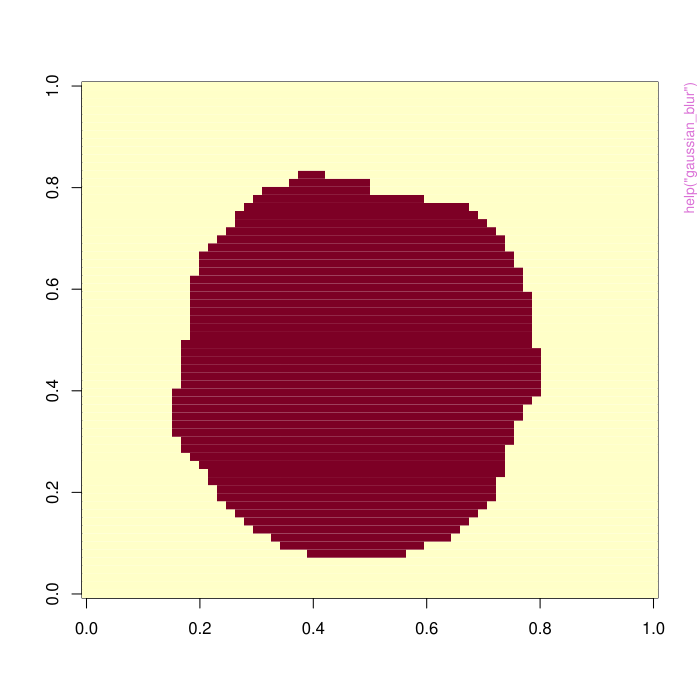

Write the R code that produced this figure.
pkgname <- "neuroim2"
source(file.path(R.home("share"), "R", "examples-header.R"))
options(warn = 1)
library('neuroim2')

base::assign(".oldSearch", base::search(), pos = 'CheckExEnv')
base::assign(".old_wd", base::getwd(), pos = 'CheckExEnv')
cleanEx()
nameEx("AxisSet2D-class")
### * AxisSet2D-class

flush(stderr()); flush(stdout())

### Name: AxisSet2D-class
### Title: AxisSet2D
### Aliases: AxisSet2D-class

### ** Examples

# Create an AxisSet2D object
axis1 <- new("NamedAxis", axis = "x", direction = 1)
axis2 <- new("NamedAxis", axis = "y", direction = 1)
axisSet2D <- new("AxisSet2D", i = axis1, j = axis2, ndim = 2L)



cleanEx()
nameEx("AxisSet3D-class")
### * AxisSet3D-class

flush(stderr()); flush(stdout())

### Name: AxisSet3D-class
### Title: AxisSet3D Class
### Aliases: AxisSet3D-class

### ** Examples

# Create NamedAxis objects for each dimension
x_axis <- new("NamedAxis", axis = "x", direction = 1)
y_axis <- new("NamedAxis", axis = "y", direction = 1)
z_axis <- new("NamedAxis", axis = "z", direction = 1)

# Create an AxisSet3D object
axis_set_3d <- new("AxisSet3D", i = x_axis, j = y_axis, k = z_axis, ndim = 3L)




cleanEx()
nameEx("AxisSet4D-class")
### * AxisSet4D-class

flush(stderr()); flush(stdout())

### Name: AxisSet4D-class
### Title: AxisSet4D Class
### Aliases: AxisSet4D-class

### ** Examples

# Create NamedAxis objects for each dimension
x_axis <- new("NamedAxis", axis = "x", direction = 1)
y_axis <- new("NamedAxis", axis = "y", direction = 1)
z_axis <- new("NamedAxis", axis = "z", direction = 1)
t_axis <- new("NamedAxis", axis = "t", direction = 1)

# Create an AxisSet4D object
axis_set_4d <- new("AxisSet4D", i = x_axis, j = y_axis, k = z_axis,
                   l = t_axis, ndim = 4L)




cleanEx()
nameEx("AxisSet5D-class")
### * AxisSet5D-class

flush(stderr()); flush(stdout())

### Name: AxisSet5D-class
### Title: AxisSet5D Class
### Aliases: AxisSet5D-class

### ** Examples

# Create NamedAxis objects for each dimension
x_axis <- new("NamedAxis", axis = "x", direction = 1)
y_axis <- new("NamedAxis", axis = "y", direction = 1)
z_axis <- new("NamedAxis", axis = "z", direction = 1)
t_axis <- new("NamedAxis", axis = "t", direction = 1)
v_axis <- new("NamedAxis", axis = "v", direction = 1)

# Create an AxisSet5D object
axis_set_5d <- new("AxisSet5D", i = x_axis, j = y_axis, k = z_axis,
                   l = t_axis, m = v_axis, ndim = 5L)




cleanEx()
nameEx("BigNeuroVec-methods")
### * BigNeuroVec-methods

flush(stderr()); flush(stdout())

### Name: BigNeuroVec
### Title: Create a Memory-Mapped Neuroimaging Vector
### Aliases: BigNeuroVec

### ** Examples





cleanEx()
nameEx("BinaryReader")
### * BinaryReader

flush(stderr()); flush(stdout())

### Name: BinaryReader
### Title: Create Binary Reader Object
### Aliases: BinaryReader

### ** Examples




cleanEx()
nameEx("BinaryWriter")
### * BinaryWriter

flush(stderr()); flush(stdout())

### Name: BinaryWriter
### Title: Create Binary Writer Object
### Aliases: BinaryWriter

### ** Examples




cleanEx()
nameEx("ClusteredNeuroVec")
### * ClusteredNeuroVec

flush(stderr()); flush(stdout())

### Name: ClusteredNeuroVec
### Title: ClusteredNeuroVec: Cluster-aware 4D neuroimaging data
### Aliases: ClusteredNeuroVec

### ** Examples

# Create synthetic 4D data (10x10x10 volume, 20 timepoints)
sp4 <- NeuroSpace(c(10,10,10,20), c(1,1,1))
arr <- array(rnorm(10*10*10*20), dim=c(10,10,10,20))
vec <- NeuroVec(arr, sp4)

# Create a mask covering the central region
sp3 <- NeuroSpace(c(10,10,10), c(1,1,1))
mask_arr <- array(FALSE, dim=c(10,10,10))
mask_arr[3:8, 3:8, 3:8] <- TRUE
mask <- LogicalNeuroVol(mask_arr, sp3)

# Assign voxels to 5 random clusters
n_voxels <- sum(mask_arr)
clusters <- sample(1:5, n_voxels, replace=TRUE)
cvol <- ClusteredNeuroVol(mask, clusters)

# Create clustered representation
cv <- ClusteredNeuroVec(vec, cvol)

# Access like a regular NeuroVec
vol_t1 <- cv[,,,1]  # 3D volume at time 1
ts <- series(cv, 5, 5, 5)  # time-series at voxel (5,5,5)

# Get cluster time-series matrix
cluster_matrix <- as.matrix(cv)  # T x K matrix
dim(cluster_matrix)  # 20 x 5



cleanEx()
nameEx("ClusteredNeuroVol-class")
### * ClusteredNeuroVol-class

flush(stderr()); flush(stdout())

### Name: ClusteredNeuroVol-class
### Title: ClusteredNeuroVol Class
### Aliases: ClusteredNeuroVol-class ClusteredNeuroVol

### ** Examples


# Create a simple clustered brain volume
dim <- c(10L, 10L, 10L)
mask_data <- array(rep(c(TRUE, FALSE), 500), dim)
mask <- new("LogicalNeuroVol", .Data = mask_data,
            space = NeuroSpace(dim = dim, origin = c(0,0,0), spacing = c(1,1,1)))

clusters <- as.integer(runif(sum(mask_data)) * 5)+1
label_map <- list("Cluster1" = 1, "Cluster2" = 2, "Cluster3" = 3,
                  "Cluster4" = 4, "Cluster5" = 5)

cluster_map <- list()
for (i in 1:5) {
  cluster_map[[as.character(i)]] <- which(clusters == i)
}

clustered_vol <- ClusteredNeuroVol(
                     mask = mask,
                     clusters = clusters,
                     label_map = label_map)



# Create a simple space and volume
space <- NeuroSpace(c(16, 16, 16), spacing = c(1, 1, 1))
vol_data <- array(rnorm(16^3), dim = c(16, 16, 16))
vol <- NeuroVol(vol_data, space)

# Create a binary mask (e.g., values > 0)
mask_data <- vol_data > 0
mask_vol <- LogicalNeuroVol(mask_data, space)

# Get coordinates of masked voxels
mask_idx <- which(mask_data)
coords <- index_to_coord(mask_vol, mask_idx)

# Cluster the coordinates into 10 groups
set.seed(123)  # for reproducibility
kmeans_result <- kmeans(coords, centers = 10)

# Create the clustered volume
clustered_vol <- ClusteredNeuroVol(mask_vol, kmeans_result$cluster)

# Print information about the clusters
print(clustered_vol)



cleanEx()
nameEx("ColumnReader")
### * ColumnReader

flush(stderr()); flush(stdout())

### Name: ColumnReader
### Title: Create Column Reader Object
### Aliases: ColumnReader

### ** Examples


reader_func <- function(cols) {
  matrix(rnorm(100 * length(cols)), 100, length(cols))
}
col_reader <- ColumnReader(nrow = 100L, ncol = 10L, reader = reader_func)




cleanEx()
nameEx("DenseNeuroVec-class")
### * DenseNeuroVec-class

flush(stderr()); flush(stdout())

### Name: DenseNeuroVec-class
### Title: DenseNeuroVec Class
### Aliases: DenseNeuroVec-class DenseNeuroVec

### ** Examples


# Create a simple 4D brain image
data <- array(rnorm(64*64*32*10), dim = c(64, 64, 32, 10))
space <- NeuroSpace(dim = c(64, 64, 32,10), origin = c(0, 0, 0), spacing = c(3, 3, 4))
dense_vec <- new("DenseNeuroVec", .Data = data, space = space)

# Access dimensions
dim(dense_vec)

# Extract a single 3D volume
first_volume <- dense_vec[[1]]


# Create a simple 4D brain image
dim <- c(64, 64, 32, 10)  # 64x64x32 volume with 10 time points
data <- array(rnorm(prod(dim)), dim)
space <- NeuroSpace(dim, spacing = c(3, 3, 4))

# Create a DenseNeuroVec object
dense_vec <- DenseNeuroVec(data = data, space = space, label = "Example")
print(dense_vec)

# Create from a matrix (voxels x time)
mat_data <- matrix(rnorm(prod(dim)), nrow = prod(dim[1:3]), ncol = dim[4])
dense_vec_mat <- DenseNeuroVec(data = mat_data, space = space)
print(dense_vec_mat)




cleanEx()
nameEx("DenseNeuroVol-class")
### * DenseNeuroVol-class

flush(stderr()); flush(stdout())

### Name: DenseNeuroVol-class
### Title: DenseNeuroVol Class
### Aliases: DenseNeuroVol-class DenseNeuroVol

### ** Examples

# Create a simple 3D brain volume
vol_data <- array(rnorm(64*64*64), c(64, 64, 64))
vol_space <- NeuroSpace(dim=c(64L, 64L, 64L), origin=c(0, 0, 0), spacing=c(1, 1, 1))
brain_vol <- new("DenseNeuroVol", .Data=vol_data, space=vol_space)




cleanEx()
nameEx("FileBackedNeuroVec-class")
### * FileBackedNeuroVec-class

flush(stderr()); flush(stdout())

### Name: FileBackedNeuroVec-class
### Title: FileBackedNeuroVec Class
### Aliases: FileBackedNeuroVec-class

### ** Examples

# Load example 4D image file included with package
file_path <- system.file("extdata", "global_mask_v4.nii", package = "neuroim2")
fbvec <- FileBackedNeuroVec(file_path)

# Get dimensions of the image
dim(fbvec)

# Extract first volume
vol1 <- sub_vector(fbvec, 1)

# Extract multiple volumes
vols <- sub_vector(fbvec, 1:2)




cleanEx()
nameEx("FileBackedNeuroVec")
### * FileBackedNeuroVec

flush(stderr()); flush(stdout())

### Name: FileBackedNeuroVec
### Title: Create a File-Backed Neuroimaging Vector
### Aliases: FileBackedNeuroVec

### ** Examples


# Create a file-backed vector from a NIFTI file
fbvec <- FileBackedNeuroVec(system.file("extdata", "global_mask_v4.nii", package = "neuroim2"))

# Access specific volumes without loading entire dataset
first_vol <- sub_vector(fbvec, 1)





cleanEx()
nameEx("FileFormat-class")
### * FileFormat-class

flush(stderr()); flush(stdout())

### Name: FileFormat-class
### Title: FileFormat Class
### Aliases: FileFormat-class

### ** Examples

# Create a FileFormat object for NIfTI format
nifti_format <- new("FileFormat",
                    file_format = "NIfTI",
                    header_encoding = "raw",
                    header_extension = "nii",
                    data_encoding = "raw",
                    data_extension = "nii")





cleanEx()
nameEx("IndexLookupVol-class")
### * IndexLookupVol-class

flush(stderr()); flush(stdout())

### Name: IndexLookupVol-class
### Title: IndexLookupVol Class
### Aliases: IndexLookupVol-class IndexLookupVol

### ** Examples

# Create a NeuroSpace object
space <- NeuroSpace(dim = c(2L, 2L, 2L), origin = c(0, 0, 0), spacing = c(1, 1, 1))

# Create a 3D mask
mask <- array(c(TRUE, FALSE, TRUE, FALSE, FALSE, TRUE, FALSE, TRUE), dim = c(2, 2, 2))

# Create indices and map for the IndexLookupVol
indices <- which(mask)
map <- seq_along(indices)

# Create an IndexLookupVol object
ilv <- IndexLookupVol(space = space, indices = as.integer(indices))

# Access the indices
print(ilv@indices)

# Access the map
print(ilv@map)


# Create a 64x64x64 space
space <- NeuroSpace(c(64, 64, 64), c(1, 1, 1), c(0, 0, 0))

# Create a lookup volume with random indices
indices <- sample(1:262144, 10000)  # Select 10000 random voxels
ilv <- IndexLookupVol(space, indices)

# Look up coordinates for specific indices
coords <- coords(ilv, indices[1:10])





cleanEx()
nameEx("Kernel")
### * Kernel

flush(stderr()); flush(stdout())

### Name: Kernel
### Title: Create a Kernel object from a function of distance from kernel
###   center
### Aliases: Kernel

### ** Examples

kdim <- c(3, 3, 3)
vdim <- c(1, 1, 1)
k <- Kernel(kerndim = kdim, vdim = vdim, FUN = dnorm, sd = 1)



cleanEx()
nameEx("Logic-methods")
### * Logic-methods

flush(stderr()); flush(stdout())

### Name: Logic-methods
### Title: Logic Operations for Neuroimaging Volumes
### Aliases: Logic-methods Logic,DenseNeuroVol,DenseNeuroVol-method
###   Logic,SparseNeuroVol,SparseNeuroVol-method
###   Logic,SparseNeuroVol,NeuroVol-method
###   Logic,NeuroVol,SparseNeuroVol-method Logic,NeuroVol,logical-method
###   Logic,logical,NeuroVol-method

### ** Examples

sp <- NeuroSpace(c(5L, 5L, 5L), c(1, 1, 1))
v1 <- DenseNeuroVol(array(sample(0:1, 125, replace = TRUE), c(5, 5, 5)), sp)
v2 <- DenseNeuroVol(array(sample(0:1, 125, replace = TRUE), c(5, 5, 5)), sp)
intersection <- v1 & v2
union_mask  <- v1 | v2




cleanEx()
nameEx("LogicalNeuroVol-class")
### * LogicalNeuroVol-class

flush(stderr()); flush(stdout())

### Name: LogicalNeuroVol-class
### Title: LogicalNeuroVol Class
### Aliases: LogicalNeuroVol-class LogicalNeuroVol

### ** Examples

# Create a simple logical brain volume (e.g., a mask)
dim <- c(64L, 64L, 64L)
mask_data <- array(sample(c(TRUE, FALSE), prod(dim), replace = TRUE), dim)
mask_space <- NeuroSpace(dim = dim, origin = c(0, 0, 0), spacing = c(1, 1, 1))
brain_mask <- new("LogicalNeuroVol", .Data = mask_data, space = mask_space)

# Check the proportion of TRUE voxels
true_proportion <- sum(brain_mask) / prod(dim(brain_mask))
print(paste("Proportion of TRUE voxels:", true_proportion))

# Load an example brain mask
brain_mask <- read_vol(system.file("extdata", "global_mask_v4.nii", package="neuroim2"))

# Convert the brain mask to a LogicalNeuroVol
logical_vol <- LogicalNeuroVol(brain_mask, space(brain_mask))




cleanEx()
nameEx("MappedNeuroVec-class")
### * MappedNeuroVec-class

flush(stderr()); flush(stdout())

### Name: MappedNeuroVec-class
### Title: MappedNeuroVec Class
### Aliases: MappedNeuroVec-class MappedNeuroVec

### ** Examples


# Create a MappedNeuroVec object (pseudo-code)
file_path <- system.file("extdata", "global_mask_v4.nii", package = "neuroim2")
mapped_vec <- MappedNeuroVec(file_path)

# Access a subset of the data
subset <- mapped_vec[,,, 1:2]


# Create mapped vector from NIFTI file
mvec <- MappedNeuroVec(system.file("extdata", "global_mask_v4.nii", package = "neuroim2"))

# Extract first volume
vol1 <- mvec[[1]]

# Get dimensions
dim(mvec)

# Access specific timepoint
timepoint <- mvec[, , , 2]





cleanEx()
nameEx("MappedNeuroVecSource-class")
### * MappedNeuroVecSource-class

flush(stderr()); flush(stdout())

### Name: MappedNeuroVecSource-class
### Title: MappedNeuroVecSource Class
### Aliases: MappedNeuroVecSource-class MappedNeuroVecSource

### ** Examples

# Create a MappedNeuroVecSource
mapped_source <- new("MappedNeuroVecSource")





cleanEx()
nameEx("MetaInfo-class")
### * MetaInfo-class

flush(stderr()); flush(stdout())

### Name: MetaInfo-class
### Title: MetaInfo Class
### Aliases: MetaInfo-class

### ** Examples

# Create a MetaInfo object
meta_info <- new("MetaInfo",
                 data_type = "FLOAT",
                 dims = c(64, 64, 32, 100),
                 spatial_axes = new("AxisSet3D"),
                 additional_axes = new("AxisSet"),
                 spacing = c(3, 3, 4),
                 origin = c(0, 0, 0),
                 label = "fMRI_run1")




cleanEx()
nameEx("MetaInfo")
### * MetaInfo

flush(stderr()); flush(stdout())

### Name: MetaInfo
### Title: Create Neuroimaging Metadata Object
### Aliases: MetaInfo

### ** Examples

# Create metadata for 3D structural MRI
meta <- MetaInfo(
  Dim = c(256, 256, 180),
  spacing = c(1, 1, 1),
  data_type = "FLOAT",
  label = "T1w"
)

# Get image dimensions
dim(meta)

# Get transformation matrix
trans(meta)




cleanEx()
nameEx("NIFTIMetaInfo")
### * NIFTIMetaInfo

flush(stderr()); flush(stdout())

### Name: NIFTIMetaInfo
### Title: Create NIFTI Format Metadata Object
### Aliases: NIFTIMetaInfo

### ** Examples


# Read NIFTI header
header <- read_header(system.file("extdata", "global_mask_v4.nii", package="neuroim2"))

# Create format descriptor
fmt <- new("NIFTIFormat",
           file_format = "NIFTI",
           header_encoding = "raw",
           header_extension = "nii",
           data_encoding = "raw",
           data_extension = "nii")

# Create metadata
meta <- NIFTIMetaInfo(fmt, header@header)

# Check dimensions
dim(meta)





cleanEx()
nameEx("NeuroHyperVec-class")
### * NeuroHyperVec-class

flush(stderr()); flush(stdout())

### Name: NeuroHyperVec-class
### Title: NeuroHyperVec Class
### Aliases: NeuroHyperVec-class [,NeuroHyperVec,ANY,ANY,ANY-method
###   [.NeuroHyperVec

### ** Examples


# Create a simple 5D dataset (10x10x10 spatial, 5 trials, 3 features)
dims <- c(10, 10, 10)
space <- NeuroSpace(c(dims, 5, 3))

# Create a sparse mask (20% of voxels)
mask_data <- array(runif(prod(dims)) < 0.2, dims)
mask <- LogicalNeuroVol(mask_data, NeuroSpace(dims))

# Generate random data for active voxels
n_voxels <- sum(mask_data)
data <- array(rnorm(3 * 5 * n_voxels), dim = c(3, 5, n_voxels))  # [features x trials x voxels]

# Create NeuroHyperVec object
hvec <- NeuroHyperVec(data, space, mask)

# Access operations
# Get data for specific voxel across all trials/features
series(hvec, 5, 5, 5)

# Extract a 3D volume for specific trial and feature
hvec[,,,2,1]





cleanEx()
nameEx("NeuroHyperVec")
### * NeuroHyperVec

flush(stderr()); flush(stdout())

### Name: NeuroHyperVec
### Title: Constructor for NeuroHyperVec class
### Aliases: NeuroHyperVec

### ** Examples

# Create a 5D space (10x10x10 spatial, 2 trials, 2 features)
space <- NeuroSpace(c(10,10,10,2,2))

# Create a mask for the spatial dimensions
space3d <- NeuroSpace(c(10,10,10))
mask_data <- array(TRUE, dim=c(10,10,10))  # All voxels active
mask <- LogicalNeuroVol(mask_data, space3d)

# Create data in the format expected by NeuroHyperVec:
# 3D array with dimensions [features x trials x voxels]
n_features <- 2
n_trials <- 2
n_voxels <- sum(mask_data)  # 1000 voxels
data_array <- array(rnorm(n_features * n_trials * n_voxels),
                   dim = c(n_features, n_trials, n_voxels))

# Create the NeuroHyperVec object
hvec <- NeuroHyperVec(data_array, space, mask)




cleanEx()
nameEx("NeuroSlice-class")
### * NeuroSlice-class

flush(stderr()); flush(stdout())

### Name: NeuroSlice-class
### Title: NeuroSlice Class
### Aliases: NeuroSlice-class

### ** Examples

# Create a simple 2D brain slice
slice_data <- matrix(rnorm(64*64), 64, 64)
slice_space <- NeuroSpace(dim=c(64L, 64L), origin=c(0, 0), spacing=c(1, 1))
brain_slice <- new("NeuroSlice", .Data=slice_data, space=slice_space)




cleanEx()
nameEx("NeuroSlice")
### * NeuroSlice

flush(stderr()); flush(stdout())

### Name: NeuroSlice
### Title: NeuroSlice: 2D Neuroimaging Data Container
### Aliases: NeuroSlice

### ** Examples

# Create a 64x64 slice space
slice_space <- NeuroSpace(c(64, 64), spacing = c(2, 2))

# Example 1: Dense slice from matrix
slice_data <- matrix(rnorm(64*64), 64, 64)
dense_slice <- NeuroSlice(slice_data, slice_space)

# Example 2: Dense slice from vector
vec_data <- rnorm(64*64)
vec_slice <- NeuroSlice(vec_data, slice_space)

# Example 3: Sparse slice with specific values
n_points <- 100
sparse_data <- rnorm(n_points)
sparse_indices <- sample(1:(64*64), n_points)
sparse_slice <- NeuroSlice(sparse_data, slice_space, indices = sparse_indices)




cleanEx()
nameEx("NeuroSpace-class")
### * NeuroSpace-class

flush(stderr()); flush(stdout())

### Name: NeuroSpace-class
### Title: NeuroSpace Class
### Aliases: NeuroSpace-class

### ** Examples

# Create a NeuroSpace object
space <- NeuroSpace(dim = c(64L, 64L, 64L),
                    origin = c(0, 0, 0),
                    spacing = c(1, 1, 1))

# Get the dimensions
dim(space)






cleanEx()
nameEx("NeuroSpace")
### * NeuroSpace

flush(stderr()); flush(stdout())

### Name: NeuroSpace
### Title: NeuroSpace: Spatial Reference System for Neuroimaging Data
### Aliases: NeuroSpace

### ** Examples

# Create a standard 3D space (64x64x40 voxels, 2mm isotropic)
space_3d <- NeuroSpace(
  dim = c(64L, 64L, 40L),
  spacing = c(2, 2, 2),
  origin = c(-90, -126, -72)
)

# Check properties
dim(space_3d)           # Image dimensions
spacing(space_3d)       # Voxel sizes
origin(space_3d)        # World-space origin

# Create a 2D slice space
space_2d <- NeuroSpace(
  dim = c(128L, 128L),
  spacing = c(1.5, 1.5),
  origin = c(-96, -96)
)

# Convert between coordinate systems
world_coords <- c(0, 0, 0)
vox_idx <- coord_to_index(space_3d, world_coords)
back_to_world <- index_to_coord(space_3d, vox_idx)




cleanEx()
nameEx("NeuroVec-class")
### * NeuroVec-class

flush(stderr()); flush(stdout())

### Name: NeuroVec-class
### Title: NeuroVec Class
### Aliases: NeuroVec-class NeuroVec

### ** Examples


# Load an example 4D brain image
example_4d_image <- read_vec(system.file("extdata", "global_mask_v4.nii", package = "neuroim2"))

# Create a NeuroVec object
neuro_vec <- NeuroVec(data = array(rnorm(64*64*32*10), dim = c(64, 64, 32, 10)),
                      space = NeuroSpace(dim = c(64, 64, 32,10),
                      origin = c(0, 0, 0),
                      spacing = c(3, 3, 4)))


dim(neuro_vec)

# Extract a single 3D volume (e.g., the first time point)
first_volume <- neuro_vec[[1]]


# Load an example 4D brain image
example_file <- system.file("extdata", "global_mask_v4.nii", package = "neuroim2")
example_4d_image <- read_vec(example_file)

# Create a DenseNeuroVec object
dense_vec <- NeuroVec(data = example_4d_image@.Data,
                      space = space(example_4d_image))
print(dense_vec)

# Create a SparseNeuroVec object with a mask
mask <- array(runif(prod(dim(example_4d_image)[1:3])) > 0.5,
              dim = dim(example_4d_image)[1:3])
sparse_vec <- NeuroVec(data = example_4d_image@.Data,
                       space = space(example_4d_image),
                       mask = mask)
print(sparse_vec)




cleanEx()
nameEx("NeuroVecSeq")
### * NeuroVecSeq

flush(stderr()); flush(stdout())

### Name: NeuroVecSeq
### Title: NeuroVecSeq: A Container for Sequential NeuroVec Objects
### Aliases: NeuroVecSeq

### ** Examples

# Create some example NeuroVec objects
v1 <- NeuroVec(array(0, c(5, 5, 5, 2)),
               space = NeuroSpace(dim = c(5, 5, 5, 2)))
v2 <- NeuroVec(array(1, c(5, 5, 5, 4)),
               space = NeuroSpace(dim = c(5, 5, 5, 4)))
v3 <- NeuroVec(array(2, c(5, 5, 5, 6)),
               space = NeuroSpace(dim = c(5, 5, 5, 6)))

# Combine them into a sequence
vs <- NeuroVecSeq(v1, v2, v3)

# Access properties
length(vs)  # Total time points
vs[[5]]     # Get the 5th volume

# Extract a subsequence
sub_seq <- sub_vector(vs, 1:5)


# Create sample vectors
v1 <- NeuroVec(array(0, c(5, 5, 5, 2)),
               space = NeuroSpace(dim = c(5, 5, 5, 2)))
v2 <- NeuroVec(array(0, c(5, 5, 5, 4)),
               space = NeuroSpace(dim = c(5, 5, 5, 4)))

# Combine into sequence
vs <- NeuroVecSeq(v1, v2)
print(vs)





cleanEx()
nameEx("NeuroVol")
### * NeuroVol

flush(stderr()); flush(stdout())

### Name: NeuroVol
### Title: NeuroVol: 3D Neuroimaging Volume Class
### Aliases: NeuroVol

### ** Examples

bspace <- NeuroSpace(c(64,64,64), spacing=c(1,1,1))
dat <- array(rnorm(64*64*64), c(64,64,64))
bvol <- NeuroVol(dat,bspace, label="test")



cleanEx()
nameEx("NiftiExtension-class")
### * NiftiExtension-class

flush(stderr()); flush(stdout())

### Name: NiftiExtension-class
### Title: NiftiExtension Class
### Aliases: NiftiExtension-class show,NiftiExtension-method

### ** Examples

# Create a simple comment extension
comment_text <- "This is a test comment"
ext <- NiftiExtension(ecode = 6L, data = comment_text)

# Access the extension code
ext@ecode




cleanEx()
nameEx("NiftiExtension")
### * NiftiExtension

flush(stderr()); flush(stdout())

### Name: NiftiExtension
### Title: Create a NIfTI Extension
### Aliases: NiftiExtension

### ** Examples

# Create a comment extension
ext <- NiftiExtension(ecode = 6L, data = "This is a comment")
ext@ecode
ext@esize

# Create an AFNI extension with XML data
afni_xml <- '<?xml version="1.0"?><AFNI_attributes></AFNI_attributes>'
afni_ext <- NiftiExtension(ecode = 4L, data = afni_xml)




cleanEx()
nameEx("NiftiExtensionCodes")
### * NiftiExtensionCodes

flush(stderr()); flush(stdout())

### Name: NiftiExtensionCodes
### Title: Known NIfTI Extension Codes
### Aliases: NiftiExtensionCodes
### Keywords: datasets

### ** Examples

# Get the code for AFNI extensions
NiftiExtensionCodes["AFNI"]  # Returns 4

# Get the name for a code
names(NiftiExtensionCodes)[NiftiExtensionCodes == 4]  # Returns "AFNI"




cleanEx()
nameEx("NiftiExtensionList-class")
### * NiftiExtensionList-class

flush(stderr()); flush(stdout())

### Name: NiftiExtensionList-class
### Title: NiftiExtensionList Class
### Aliases: NiftiExtensionList-class show,NiftiExtensionList-method

### ** Examples

# Create an empty extension list
ext_list <- new("NiftiExtensionList")

# Create a list with extensions
ext1 <- NiftiExtension(ecode = 6L, data = "Comment 1")
ext2 <- NiftiExtension(ecode = 6L, data = "Comment 2")
ext_list <- new("NiftiExtensionList", list(ext1, ext2))




cleanEx()
nameEx("ROICoords")
### * ROICoords

flush(stderr()); flush(stdout())

### Name: ROICoords
### Title: Create ROI Coordinates Object
### Aliases: ROICoords

### ** Examples

coords <- matrix(c(1,2,3, 4,5,6), ncol=3, byrow=TRUE)
roi_coords <- ROICoords(coords)




cleanEx()
nameEx("ROIVec")
### * ROIVec

flush(stderr()); flush(stdout())

### Name: ROIVec
### Title: Create an instance of class 'ROIVec'
### Aliases: ROIVec

### ** Examples

# Create a NeuroSpace object
vspace <- NeuroSpace(dim = c(5, 5, 5, 10), spacing = c(1, 1, 1))

# Define voxel coordinates for the ROI
coords <- matrix(c(1, 2, 3, 2, 2, 2, 3, 3, 3), ncol = 3)

# Create a data matrix for the ROI
data <- matrix(rnorm(30), nrow = 10, ncol = 3)

# Create a ROIVec object
roi_vec <- ROIVec(vspace, coords, data)



cleanEx()
nameEx("ROIVol")
### * ROIVol

flush(stderr()); flush(stdout())

### Name: ROIVol
### Title: Create ROI Volume Object
### Aliases: ROIVol

### ** Examples

space <- NeuroSpace(c(64,64,64))
coords <- matrix(c(1,2,3, 4,5,6), ncol=3, byrow=TRUE)
data <- c(1.5, 2.5)
roi_vol <- ROIVol(space, coords, data)




cleanEx()
nameEx("SparseNeuroVec-class")
### * SparseNeuroVec-class

flush(stderr()); flush(stdout())

### Name: SparseNeuroVec-class
### Title: SparseNeuroVec Class
### Aliases: SparseNeuroVec-class SparseNeuroVec

### ** Examples


# Create a sparse 4D brain image
mask <- LogicalNeuroVol(array(runif(64*64*32) > 0.7, c(64,64,32)), NeuroSpace(c(64,64,32)))
data <- matrix(rnorm(sum(mask) * 100), nrow=sum(mask), ncol=100)
sparse_vec <- SparseNeuroVec(data=data, mask=mask, space=NeuroSpace(dim=c(64,64,32,100)))

# Access a subset of the data
subset <- sparse_vec[,,, 1:10]


bspace <- NeuroSpace(c(10,10,10,100), c(1,1,1))
mask <- array(rnorm(10*10*10) > .5, c(10,10,10))
mat <- matrix(rnorm(sum(mask)), 100, sum(mask))
svec <- SparseNeuroVec(mat, bspace, mask)
length(indices(svec)) == sum(mask)



cleanEx()
nameEx("SparseNeuroVecSource-class")
### * SparseNeuroVecSource-class

flush(stderr()); flush(stdout())

### Name: SparseNeuroVecSource-class
### Title: SparseNeuroVecSource Class
### Aliases: SparseNeuroVecSource-class

### ** Examples

# Create a simple mask
mask_data <- array(runif(64*64*32) > 0.7, dim = c(64, 64, 32))
mask <- LogicalNeuroVol(mask_data, space = NeuroSpace(dim = c(64, 64, 32)))

# Create a SparseNeuroVecSource
sparse_source <- new("SparseNeuroVecSource", mask = mask)





cleanEx()
nameEx("SparseNeuroVol-class")
### * SparseNeuroVol-class

flush(stderr()); flush(stdout())

### Name: SparseNeuroVol-class
### Title: SparseNeuroVol Class
### Aliases: SparseNeuroVol-class SparseNeuroVol

### ** Examples


# Create a sparse 3D brain image
dim <- c(64L, 64L, 64L)
space <- NeuroSpace(dim = dim, origin = c(0, 0, 0), spacing = c(1, 1, 1))
sparse_data <- Matrix::sparseVector(x = c(1, 2, 3),
                                    i = c(100, 1000, 10000),
                                    length = prod(dim))
sparse_vol <- new("SparseNeuroVol", space = space, data = sparse_data)
sparse_vol[1000] == 1

data <- 1:10
indices <- seq(1,1000, length.out=10)
bspace <- NeuroSpace(c(64,64,64), spacing=c(1,1,1))
sparsevol <- SparseNeuroVol(data,bspace,indices=indices)
densevol <- NeuroVol(data,bspace,indices=indices)
sum(sparsevol) == sum(densevol)




cleanEx()
nameEx("Summary-methods")
### * Summary-methods

flush(stderr()); flush(stdout())

### Name: Summary-methods
### Title: Summary Methods for Neuroimaging Objects
### Aliases: Summary-methods Summary,SparseNeuroVec-method
###   Summary,SparseNeuroVol-method Summary,DenseNeuroVol-method

### ** Examples

# Create a simple volume
vol <- DenseNeuroVol(array(1:27, c(3,3,3)),
                     NeuroSpace(c(3L,3L,3L), c(1,1,1)))
sum(vol)
range(vol)




cleanEx()
nameEx("add_dim-methods")
### * add_dim-methods

flush(stderr()); flush(stdout())

### Name: add_dim
### Title: Add a Dimension to an Object
### Aliases: add_dim add_dim,NeuroSpace,numeric-method

### ** Examples

# Create a NeuroSpace object
x <- NeuroSpace(c(10, 10, 10), c(1, 1, 1))

# Add a new dimension with size 10
x1 <- add_dim(x, 10)

# Check the new dimension
ndim(x1) == 4
dim(x1)[4] == 10




cleanEx()
nameEx("affine_utils")
### * affine_utils

flush(stderr()); flush(stdout())

### Name: affine_utils
### Title: Affine utility functions
### Aliases: affine_utils apply_affine to_matvec from_matvec append_diag
###   dot_reduce voxel_sizes obliquity rescale_affine

### ** Examples

aff <- diag(c(2, 3, 4, 1))
aff[1:3, 4] <- c(10, 20, 30)

pts <- rbind(c(1, 2, 3), c(4, 5, 6))
apply_affine(aff, pts)

mv <- to_matvec(aff)
from_matvec(mv$matrix, mv$vector)



cleanEx()
nameEx("as-ClusteredNeuroVol-DenseNeuroVol")
### * as-ClusteredNeuroVol-DenseNeuroVol

flush(stderr()); flush(stdout())

### Name: as-ClusteredNeuroVol-DenseNeuroVol
### Title: Convert ClusteredNeuroVol to DenseNeuroVol
### Aliases: as-ClusteredNeuroVol-DenseNeuroVol
###   coerce,ClusteredNeuroVol,DenseNeuroVol-method

### ** Examples


# Create a clustered volume
mask <- read_vol(system.file("extdata", "global_mask_v4.nii", package="neuroim2"))
clusters <- rep(1:5, length.out=sum(mask))
cvol <- ClusteredNeuroVol(mask, clusters)

# Convert to DenseNeuroVol
dvol <- as(cvol, "DenseNeuroVol")




cleanEx()
nameEx("as.dense")
### * as.dense

flush(stderr()); flush(stdout())

### Name: as.dense
### Title: Convert to dense representation
### Aliases: as.dense

### ** Examples

# Create a sparse representation
space <- NeuroSpace(c(10,10,10,4), c(1,1,1))
mask <- array(runif(10*10*10) > 0.8, c(10,10,10))  # ~20% of voxels active
data <- matrix(rnorm(sum(mask) * 4), 4, sum(mask))  # Random data for active voxels
sparse_vec <- SparseNeuroVec(data, space, mask)

# Convert to dense representation
dense_vec <- as.dense(sparse_vec)
# The dense representation has the same dimensions but stores all voxels
identical(dim(sparse_vec), dim(dense_vec))




cleanEx()
nameEx("as.mask")
### * as.mask

flush(stderr()); flush(stdout())

### Name: as.mask
### Title: Convert to a LogicalNeuroVol
### Aliases: as.mask

### ** Examples

# Create a simple 3D volume with random values
space <- NeuroSpace(c(10,10,10), spacing=c(1,1,1))
vol <- NeuroVol(array(runif(1000), c(10,10,10)), space)

# Create a mask by thresholding (values > 0.5 become TRUE)
mask1 <- as.mask(vol > 0.5)

# Create a mask by specifying indices
indices <- which(vol > 0.8)  # get indices of high values
mask2 <- as.mask(vol, indices)

# Both masks are LogicalNeuroVol objects
identical(class(mask1), class(mask2))



cleanEx()
nameEx("as.sparse")
### * as.sparse

flush(stderr()); flush(stdout())

### Name: as.sparse
### Title: Convert to from dense to sparse representation
### Aliases: as.sparse

### ** Examples

bvol <- NeuroVol(array(runif(24*24*24), c(24,24,24)), NeuroSpace(c(24,24,24), c(1,1,1)))
indmask <- sort(sample(1:(24*24*24), 100))
svol <- as.sparse(bvol, indmask)


mask <- LogicalNeuroVol(runif(length(indmask)), space=space(bvol), indices=indmask)
sum(mask) == 100



cleanEx()
nameEx("axes-methods")
### * axes-methods

flush(stderr()); flush(stdout())

### Name: axes
### Title: Extract Image Axes
### Aliases: axes axes,NeuroSpace-method

### ** Examples

x <- NeuroSpace(c(10,10,10), spacing=c(1,1,1))
class(axes(x)) == "AxisSet3D"




cleanEx()
nameEx("bilateral_filter")
### * bilateral_filter

flush(stderr()); flush(stdout())

### Name: bilateral_filter
### Title: Apply a bilateral filter to a volumetric image
### Aliases: bilateral_filter

### ** Examples

brain_mask <- read_vol(system.file("extdata", "global_mask_v4.nii", package="neuroim2"))

# Apply bilateral filtering to the brain volume
filtered_vol <- bilateral_filter(brain_mask, brain_mask, spatial_sigma = 2,
intensity_sigma = 25, window = 1)




cleanEx()
nameEx("bilateral_filter_4d")
### * bilateral_filter_4d

flush(stderr()); flush(stdout())

### Name: bilateral_filter_4d
### Title: Apply a 4D bilateral filter to a NeuroVec
### Aliases: bilateral_filter_4d

### ** Examples





cleanEx()
nameEx("bounds-methods")
### * bounds-methods

flush(stderr()); flush(stdout())

### Name: bounds
### Title: Extract Spatial Bounds of an Image
### Aliases: bounds bounds,NeuroSpace-method

### ** Examples

bspace <- NeuroSpace(c(10, 10, 10), c(2, 2, 2))
b <- bounds(bspace)
nrow(b) == ndim(bspace)
ncol(b) == 2




cleanEx()
nameEx("centroid-methods")
### * centroid-methods

flush(stderr()); flush(stdout())

### Name: centroid
### Title: return the centroid of an object
### Aliases: centroid centroid,NeuroSpace-method centroid,ROICoords-method

### ** Examples


bspace <- NeuroSpace(c(10,10,10), c(2,2,2))
centroid(bspace)




cleanEx()
nameEx("cgb_filter")
### * cgb_filter

flush(stderr()); flush(stdout())

### Name: cgb_filter
### Title: Correlation-guided bilateral filtering (convenience wrapper)
### Aliases: cgb_filter

### ** Examples





cleanEx()
nameEx("cgb_make_graph")
### * cgb_make_graph

flush(stderr()); flush(stdout())

### Name: cgb_make_graph
### Title: Build a correlation-guided bilateral (CGB) graph
### Aliases: cgb_make_graph

### ** Examples




cleanEx()
nameEx("close-methods")
### * close-methods

flush(stderr()); flush(stdout())

### Name: close,BinaryReader-method
### Title: Close a BinaryReader or BinaryWriter
### Aliases: close,BinaryReader-method close,BinaryWriter-method

### ** Examples





cleanEx()
nameEx("cluster_searchlight_series")
### * cluster_searchlight_series

flush(stderr()); flush(stdout())

### Name: cluster_searchlight_series
### Title: Cluster-centroid searchlight over cluster time-series
### Aliases: cluster_searchlight_series

### ** Examples

# Create synthetic 4D data (8x8x8 volume, 10 timepoints)
sp4 <- NeuroSpace(c(8,8,8,10), c(1,1,1))
arr <- array(rnorm(8*8*8*10), dim=c(8,8,8,10))
vec <- NeuroVec(arr, sp4)

# Create a mask covering most of the volume
sp3 <- NeuroSpace(c(8,8,8), c(1,1,1))
mask_arr <- array(FALSE, dim=c(8,8,8))
mask_arr[2:7, 2:7, 2:7] <- TRUE
mask <- LogicalNeuroVol(mask_arr, sp3)

# Assign voxels to 10 clusters
n_voxels <- sum(mask_arr)
clusters <- sample(1:10, n_voxels, replace=TRUE)
cvol <- ClusteredNeuroVol(mask, clusters)

# Create clustered representation
cv <- ClusteredNeuroVec(vec, cvol)

# Get cluster searchlight with 3 nearest neighbors
windows <- cluster_searchlight_series(cv, k = 3)
length(windows)  # 10 windows (one per cluster)

# Check first window
roi1 <- windows[[1]]
dim(values(roi1))  # 10 x 3 (timepoints x neighbors)

# Use radius-based neighborhoods (5mm radius)
windows_radius <- cluster_searchlight_series(cv, radius = 5)
# Each window may have different number of neighbors



cleanEx()
nameEx("clustered_searchlight")
### * clustered_searchlight

flush(stderr()); flush(stdout())

### Name: clustered_searchlight
### Title: Create a clustered searchlight iterator
### Aliases: clustered_searchlight

### ** Examples

# Load an example brain mask
mask <- read_vol(system.file("extdata", "global_mask_v4.nii", package="neuroim2"))

# Generate a clustered searchlight iterator with 5 clusters
clust_searchlight <- clustered_searchlight(mask, csize = 5)





cleanEx()
nameEx("concat-methods")
### * concat-methods

flush(stderr()); flush(stdout())

### Name: concat
### Title: Concatenate two objects in the time dimension
### Aliases: concat concat,NeuroVec,NeuroVol-method
###   concat,NeuroVol,NeuroVec-method concat,NeuroVec,NeuroVec-method
###   concat,ROIVec,ROIVec-method concat,DenseNeuroVol,missing-method
###   concat,DenseNeuroVol,DenseNeuroVol-method
###   concat,AbstractSparseNeuroVec,missing-method
###   concat,SparseNeuroVec,SparseNeuroVec-method

### ** Examples

bv1 <- NeuroVol(rep(1,1000), NeuroSpace(c(10,10,10), c(1,1,1)))
bv2 <- NeuroVol(rep(2,1000), NeuroSpace(c(10,10,10), c(1,1,1)))
bv3 <- concat(bv1,bv2)
inherits(bv3, "NeuroVec")

bv4 <- concat(bv3, bv1)
dim(bv4)[4] == 3
bv5 <- concat(bv1, bv3)
dim(bv4)[4] == 3

bv6 <- concat(bv4,bv5)
dim(bv6)[4] == 6




cleanEx()
nameEx("conn_comp-methods")
### * conn_comp-methods

flush(stderr()); flush(stdout())

### Name: conn_comp
### Title: Connected components
### Aliases: conn_comp conn_comp,NeuroVol-method

### ** Examples

# Create a simple 3D volume with two distinct regions
space <- NeuroSpace(c(10,10,10), c(1,1,1))
vol_data <- array(0, c(10,10,10))

# Create first cluster in corner (2x2x2)
vol_data[1:2, 1:2, 1:2] <- 1

# Create second cluster in opposite corner (2x2x2)
vol_data[8:9, 8:9, 8:9] <- 1

# Create NeuroVol object
vol <- NeuroVol(vol_data, space)

# Find connected components with default 26-connectivity
# Returns components above threshold 0
comps <- conn_comp(vol, threshold=0)

# Access results
max(comps$index) == 2  # Should have 2 clusters
all(comps$size >= 0)    # All clusters should have >= 0

# Get cluster statistics
comps <- conn_comp(vol, threshold=0, cluster_table=TRUE)
# cluster_table contains: index, x, y, z, N (size), Area, value

# Find local maxima within clusters
comps <- conn_comp(vol, threshold=0, local_maxima=TRUE,
                  local_maxima_dist=2)
# local_maxima contains: index, x, y, z, value




cleanEx()
nameEx("conn_comp_3D")
### * conn_comp_3D

flush(stderr()); flush(stdout())

### Name: conn_comp_3D
### Title: Extract Connected Components from a 3D Binary Mask
### Aliases: conn_comp_3D

### ** Examples

# Create a simple 3D binary mask with two disconnected components
mask <- array(FALSE, c(4, 4, 4))
mask[1:2, 1:2, 1:2] <- TRUE  # First component
mask[3:4, 3:4, 3:4] <- TRUE  # Second component

# Extract components using different connectivity patterns
comps <- conn_comp_3D(mask, connect = "6-connect")

# Number of components
max_comps <- max(comps$index)
cat("Found", max_comps, "components\n")

# Size of each component
unique_sizes <- unique(comps$size[comps$size > 0])
cat("Component sizes:", paste(unique_sizes, collapse=", "), "\n")

# Try with different connectivity
comps_26 <- conn_comp_3D(mask, connect = "26-connect")
cat("Number of components with 26-connectivity:", max(comps_26$index), "\n")




cleanEx()
nameEx("coord_to_grid-methods")
### * coord_to_grid-methods

flush(stderr()); flush(stdout())

### Name: coord_to_grid
### Title: convert n-dimensional real world coordinates to grid coordinates
### Aliases: coord_to_grid coord_to_grid,NeuroSpace,matrix-method
###   coord_to_grid,NeuroSpace,numeric-method
###   coord_to_grid,NeuroVol,matrix-method
###   coord_to_grid,NeuroVol,numeric-method

### ** Examples

# Create a simple 3D volume
bvol <- NeuroVol(array(0, c(10,10,10)), NeuroSpace(c(10,10,10), c(1,1,1)))
coords <- matrix(c(.5,.5,.5, 1.5,1.5,1.5), ncol=3, byrow=TRUE)
grid <- coord_to_grid(bvol, coords)
world <- grid_to_coord(bvol, grid)
all.equal(coords, world)



cleanEx()
nameEx("coord_to_index-methods")
### * coord_to_index-methods

flush(stderr()); flush(stdout())

### Name: coord_to_index
### Title: convert n-dimensional real world coordinates to 1D indices
### Aliases: coord_to_index coord_to_index,NeuroSpace,matrix-method
###   coord_to_index,NeuroSpace,numeric-method
###   coord_to_index,NeuroVol,matrix-method

### ** Examples

bvol <- NeuroVol(array(0, c(10,10,10)), NeuroSpace(c(10,10,10), c(1,1,1)))
coords <- matrix(c(.5,.5,.5, 1.5,1.5,1.5), ncol=3, byrow=TRUE)
idx <- coord_to_index(bvol, coords)
coords2 <- index_to_coord(bvol, idx)
all.equal(coords, coords2)



cleanEx()
nameEx("coords-methods")
### * coords-methods

flush(stderr()); flush(stdout())

### Name: coords,IndexLookupVol-method
### Title: Extract Coordinates from an IndexLookupVol Object
### Aliases: coords,IndexLookupVol-method coords,ROIVol-method
###   coords,ROICoords-method coords,AbstractSparseNeuroVec-method

### ** Examples


space <- NeuroSpace(c(64, 64, 64), c(1, 1, 1), c(0, 0, 0))
ilv <- IndexLookupVol(space, c(1:100))
coords(ilv, 1)  # Extract coordinates for index 1





cleanEx()
nameEx("coords")
### * coords

flush(stderr()); flush(stdout())

### Name: coords
### Title: Extract coordinates from an object
### Aliases: coords

### ** Examples

# Create a NeuroSpace object with 3mm voxels
space <- NeuroSpace(c(10,10,10), spacing=c(3,3,3))

# Create ROI coordinates in voxel space
coords <- matrix(c(1,1,1, 2,2,2), ncol=3, byrow=TRUE)
roi_coords <- ROICoords(coords)

# Get coordinates in voxel space
vox_coords <- coords(roi_coords)
# First coordinate is (1,1,1)

# Get coordinates
cds <- coords(roi_coords)
nrow(cds) == 2



cleanEx()
nameEx("cuboid_roi")
### * cuboid_roi

flush(stderr()); flush(stdout())

### Name: cuboid_roi
### Title: Create A Cuboid Region of Interest
### Aliases: cuboid_roi

### ** Examples

 sp1 <- NeuroSpace(c(10,10,10), c(1,1,1))
 cube <- cuboid_roi(sp1, c(5,5,5), 3)
 vox <- coords(cube)
 cube2 <- cuboid_roi(sp1, c(5,5,5), 3, fill=5)





cleanEx()
nameEx("data_file-methods")
### * data_file-methods

flush(stderr()); flush(stdout())

### Name: data_file
### Title: Generic function to get the name of the data file, given a file
###   name and a 'FileFormat' instance.
### Aliases: data_file data_file,FileFormat,character-method

### ** Examples


fmt <- new("FileFormat", header_extension = "hdr", data_extension = "img")
data_file(fmt, "brain_scan.img")  # Returns "brain_scan.img"
data_file(fmt, "brain_scan.hdr")  # Also Returns "brain_scan.img"





cleanEx()
nameEx("data_file_matches-methods")
### * data_file_matches-methods

flush(stderr()); flush(stdout())

### Name: data_file_matches
### Title: Generic function to test whether a file name conforms to the
###   given a 'FileFormat' instance. Will test for match to data file only
### Aliases: data_file_matches
###   data_file_matches,FileFormat,character-method

### ** Examples


fmt <- new("FileFormat", header_extension = "hdr", data_extension = "img")
data_file_matches(fmt, "brain_scan.img")  # TRUE
data_file_matches(fmt, "brain_scan.hdr")  # FALSE
data_file_matches(fmt, "brain.img.gz")    # FALSE





cleanEx()
nameEx("data_reader")
### * data_reader

flush(stderr()); flush(stdout())

### Name: data_reader
### Title: Create a Data Reader
### Aliases: data_reader

### ** Examples


# Create reader for NIFTI file
meta <- read_header(system.file("extdata", "global_mask_v4.nii", package="neuroim2"))
reader <- data_reader(meta, offset = 0)

# Read first 100 voxels
data <- read_elements(reader, 100)





cleanEx()
nameEx("deoblique")
### * deoblique

flush(stderr()); flush(stdout())

### Name: deoblique
### Title: Deoblique a Neuroimaging Space or Volume
### Aliases: deoblique

### ** Examples

sp <- NeuroSpace(c(32, 32, 20), spacing = c(2, 2, 3))
tx <- trans(sp)
tx[1, 2] <- 0.15
sp_obl <- NeuroSpace(dim(sp), spacing = spacing(sp), trans = tx)

# Build deobliqued target space (minimum spacing default)
sp_deob <- deoblique(sp_obl)

# Resample a volume to deobliqued space
vol <- NeuroVol(array(rnorm(prod(dim(sp_obl))), dim(sp_obl)), sp_obl)




cleanEx()
nameEx("dim_of-methods")
### * dim_of-methods

flush(stderr()); flush(stdout())

### Name: dim_of
### Title: Get the length of a given dimension of an object
### Aliases: dim_of dim_of,NeuroSpace,NamedAxis-method

### ** Examples


x <- NeuroSpace(c(10,10,10), spacing=c(1,1,1))
stopifnot(dim_of(x, x@axes@i) == 10)



cleanEx()
nameEx("downsample-methods")
### * downsample-methods

flush(stderr()); flush(stdout())

### Name: downsample
### Title: Downsample an Image
### Aliases: downsample downsample,DenseNeuroVec-method
###   downsample,SparseNeuroVec-method downsample,NeuroVec-method
###   downsample,DenseNeuroVol-method downsample,NeuroVol-method

### ** Examples

# Create a sample 4D image
data <- array(rnorm(64*64*32*10), dim = c(64, 64, 32, 10))
space <- NeuroSpace(dim = c(64, 64, 32, 10), 
                    origin = c(0, 0, 0),
                    spacing = c(2, 2, 2))
nvec <- DenseNeuroVec(data, space)

# Downsample by factor
nvec_down1 <- downsample(nvec, factor = 0.5)

# Downsample to target spacing
nvec_down2 <- downsample(nvec, spacing = c(4, 4, 4))

# Downsample to target dimensions
nvec_down3 <- downsample(nvec, outdim = c(32, 32, 16))

# Create a sample 3D volume
data <- array(rnorm(64*64*32), dim = c(64, 64, 32))
space <- NeuroSpace(dim = c(64, 64, 32), 
                    origin = c(0, 0, 0),
                    spacing = c(2, 2, 2))
vol <- DenseNeuroVol(data, space)

# Downsample by factor
vol_down1 <- downsample(vol, factor = 0.5)

# Downsample to target spacing
vol_down2 <- downsample(vol, spacing = c(4, 4, 4))

# Downsample to target dimensions
vol_down3 <- downsample(vol, outdim = c(32, 32, 16))




cleanEx()
nameEx("drop_dim-methods")
### * drop_dim-methods

flush(stderr()); flush(stdout())

### Name: drop_dim
### Title: Drop a Dimension from an Object
### Aliases: drop_dim drop_dim,AxisSet2D,numeric-method
###   drop_dim,AxisSet2D,missing-method drop_dim,AxisSet3D,numeric-method
###   drop_dim,AxisSet3D,missing-method drop_dim,NeuroSpace,numeric-method
###   drop_dim,NeuroSpace,missing-method

### ** Examples

# Create a NeuroSpace object with dimensions (10, 10, 10)
x <- NeuroSpace(c(10, 10, 10), c(1, 1, 1))

# Drop the first dimension
x1 <- drop_dim(x, 1)

# Check the new dimensions
ndim(x1) == 2
dim(x1)[1] == 10




cleanEx()
nameEx("ecode_name")
### * ecode_name

flush(stderr()); flush(stdout())

### Name: ecode_name
### Title: Get Extension Code Name
### Aliases: ecode_name

### ** Examples

ecode_name(4L)   # Returns "AFNI"
ecode_name(6L)   # Returns "comment"
ecode_name(999L) # Returns "unknown"




cleanEx()
nameEx("embed_kernel-methods")
### * embed_kernel-methods

flush(stderr()); flush(stdout())

### Name: embed_kernel
### Title: Generic function to position kernel in a position in image space
### Aliases: embed_kernel embed_kernel,Kernel,NeuroSpace,numeric-method

### ** Examples

# Create a 3D Gaussian kernel with dimensions 3x3x3 and voxel size 1x1x1
kern <- Kernel(kerndim = c(3,3,3), vdim = c(1,1,1), FUN = dnorm, sd = 1)

# Create a NeuroSpace object to embed the kernel in
space <- NeuroSpace(c(10,10,10), c(1,1,1))

# Embed the kernel at the center of the space (position 5,5,5)
embedded_kern <- embed_kernel(kern, space, c(5,5,5))

# The result is a SparseNeuroVol with kernel weights centered at (5,5,5)
# We can also scale the kernel weights by using the weight parameter
embedded_kern_scaled <- embed_kernel(kern, space, c(5,5,5), weight = 2)

# The scaled kernel has weights twice as large as the original
max(values(embedded_kern_scaled)) == 2 * max(values(embedded_kern))




cleanEx()
nameEx("file_matches-methods")
### * file_matches-methods

flush(stderr()); flush(stdout())

### Name: file_matches
### Title: Generic function to test whether a file name conforms to the
###   given 'FileFormat' instance. Will test for match to either header
###   file or data file
### Aliases: file_matches file_matches,FileFormat,character-method

### ** Examples


# Create a FileFormat for NIFTI format




cleanEx()
nameEx("findAnatomy3D")
### * findAnatomy3D

flush(stderr()); flush(stdout())

### Name: findAnatomy3D
### Title: Find 3D anatomical orientation from axis abbreviations
### Aliases: findAnatomy3D

### ** Examples

# Create orientation with default LPI axes
orient <- findAnatomy3D()
# Create orientation with custom axes
orient <- findAnatomy3D("R", "A", "S")



cleanEx()
nameEx("gaussian_blur")
### * gaussian_blur

flush(stderr()); flush(stdout())

### Name: gaussian_blur
### Title: Gaussian Blur for Volumetric Images
### Aliases: gaussian_blur

### ** Examples

# Load a sample brain mask
brain_mask <- read_vol(system.file("extdata", "global_mask_v4.nii", package = "neuroim2"))

# Apply Gaussian blurring to the brain volume
blurred_vol <- gaussian_blur(brain_mask, brain_mask, sigma = 2, window = 1)

# View a slice of the original and blurred volumes
image(brain_mask[,,12])
image(blurred_vol[,,12])




cleanEx()
nameEx("get_afni_attribute")
### * get_afni_attribute

flush(stderr()); flush(stdout())

### Name: get_afni_attribute
### Title: Get AFNI Attribute from Extension
### Aliases: get_afni_attribute

### ** Examples

## Not run: 
##D # Get the history note from an AFNI extension
##D history <- get_afni_attribute(afni_ext, "HISTORY_NOTE")
## End(Not run)




cleanEx()
nameEx("grid_to_coord-methods")
### * grid_to_coord-methods

flush(stderr()); flush(stdout())

### Name: grid_to_coord
### Title: Generic function to convert N-dimensional grid coordinates to
###   real world coordinates
### Aliases: grid_to_coord grid_to_coord,NeuroSpace,matrix-method
###   grid_to_coord,NeuroSpace,numeric-method
###   grid_to_coord,NeuroVol,matrix-method

### ** Examples

# Create a simple 3D volume
bvol <- NeuroVol(array(0, c(10,10,10)), NeuroSpace(c(10,10,10), c(1,1,1)))
grid_coords <- matrix(c(1.5,1.5,1.5, 5.5,5.5,5.5), ncol=3, byrow=TRUE)
world <- grid_to_coord(bvol, grid_coords)
grid <- coord_to_grid(bvol, world)
all.equal(grid_coords, grid)



cleanEx()
nameEx("grid_to_grid-methods")
### * grid_to_grid-methods

flush(stderr()); flush(stdout())

### Name: grid_to_grid
### Title: Generic function to convert voxel coordinates in the reference
###   space (LPI) to native array space.
### Aliases: grid_to_grid grid_to_grid,NeuroSpace,matrix-method
###   grid_to_grid,matrix,matrix-method

### ** Examples

# Create a simple 3D volume in LPI orientation
space <- NeuroSpace(c(10,10,10), c(2,2,2))

# Create a reoriented space in RAS orientation
space_ras <- reorient(space, c("R", "A", "S"))

# Convert coordinates between orientations
voxel_coords <- t(matrix(c(1,1,1)))
new_coords <- grid_to_grid(space_ras, voxel_coords)
print(new_coords)



cleanEx()
nameEx("grid_to_index-methods")
### * grid_to_index-methods

flush(stderr()); flush(stdout())

### Name: grid_to_index
### Title: Generic function to convert N-dimensional grid coordinates to 1D
###   indices
### Aliases: grid_to_index grid_to_index,NeuroSlice,matrix-method
###   grid_to_index,NeuroSlice,numeric-method
###   grid_to_index,NeuroSpace,matrix-method
###   grid_to_index,NeuroSpace,numeric-method
###   grid_to_index,NeuroVol,matrix-method
###   grid_to_index,NeuroVol,numeric-method

### ** Examples

# Create a 2D space (10x10)
space_2d <- NeuroSpace(c(10,10), c(1,1))

# Convert 2D grid coordinates to linear indices
coords_2d <- matrix(c(1,1, 2,2), ncol=2, byrow=TRUE)
idx_2d <- grid_to_index(space_2d, coords_2d)
# First coordinate (1,1) maps to index 1
# Second coordinate (2,2) maps to index 12 (= 2 + (2-1)*10)

# Create a 3D space (10x10x10)
space_3d <- NeuroSpace(c(10,10,10), c(1,1,1))

# Convert 3D grid coordinates to linear indices
coords_3d <- matrix(c(1,1,1, 2,2,2), ncol=3, byrow=TRUE)
idx_3d <- grid_to_index(space_3d, coords_3d)

# Single coordinate can also be converted
idx <- grid_to_index(space_3d, c(1,1,1))

slice_space <- NeuroSpace(c(10, 10))
slice_data <- matrix(1:100, 10, 10)
slice <- NeuroSlice(slice_data, slice_space)

# Convert single coordinate
idx <- grid_to_index(slice, c(5, 5))

# Convert multiple coordinates
coords <- matrix(c(1,1, 2,2, 3,3), ncol=2, byrow=TRUE)
indices <- grid_to_index(slice, coords)




cleanEx()
nameEx("guided_filter")
### * guided_filter

flush(stderr()); flush(stdout())

### Name: guided_filter
### Title: Edge-Preserving Guided Filter for Volumetric Images
### Aliases: guided_filter

### ** Examples

# Load an example brain volume
brain_vol <- read_vol(system.file("extdata", "global_mask_v4.nii", package = "neuroim2"))

# Apply guided filtering to the brain volume




cleanEx()
nameEx("header_file-methods")
### * header_file-methods

flush(stderr()); flush(stdout())

### Name: header_file
### Title: Generic function to get the name of the header file, given a
###   file name and a 'FileFormat' instance.
### Aliases: header_file header_file,FileFormat,character-method

### ** Examples


fmt <- new("FileFormat", header_extension = "hdr", data_extension = "img")
header_file(fmt, "brain_scan.hdr")  # Returns "brain_scan.hdr"
header_file(fmt, "brain_scan.img")  # Returns "brain_scan.hdr"





cleanEx()
nameEx("header_file_matches-methods")
### * header_file_matches-methods

flush(stderr()); flush(stdout())

### Name: header_file_matches
### Title: Generic function to test whether a file name conforms to the
###   given 'FileFormat' instance. Will test for match to header file only
### Aliases: header_file_matches
###   header_file_matches,FileFormat,character-method

### ** Examples


fmt <- new("FileFormat", header_extension = "hdr", data_extension = "img")
header_file_matches(fmt, "brain_scan.hdr")  # TRUE
header_file_matches(fmt, "brain_scan.img")  # FALSE
header_file_matches(fmt, "brain.hdr.gz")    # FALSE





cleanEx()
nameEx("index_to_coord-methods")
### * index_to_coord-methods

flush(stderr()); flush(stdout())

### Name: index_to_coord
### Title: convert 1d indices to n-dimensional real world coordinates
### Aliases: index_to_coord index_to_coord,NeuroSpace,numeric-method
###   index_to_coord,NeuroSpace,integer-method
###   index_to_coord,NeuroVol,integer-method
###   index_to_coord,NeuroVec,integer-method

### ** Examples

bvol <- NeuroVol(array(0, c(10,10,10)), NeuroSpace(c(10,10,10), c(1,1,1)))
idx <- 1:10
g <- index_to_coord(bvol, idx)
idx2 <- coord_to_index(bvol, g)
all.equal(idx, idx2)



cleanEx()
nameEx("index_to_grid-methods")
### * index_to_grid-methods

flush(stderr()); flush(stdout())

### Name: index_to_grid
### Title: Convert 1d indices to n-dimensional grid coordinates
### Aliases: index_to_grid index_to_grid,NeuroSlice,numeric-method
###   index_to_grid,NeuroSpace,numeric-method
###   index_to_grid,NeuroVec,index-method
###   index_to_grid,NeuroVec,integer-method
###   index_to_grid,NeuroVol,index-method
###   index_to_grid,NeuroVol,integer-method

### ** Examples


 bvol <- NeuroVol(array(0, c(10,10,10)), NeuroSpace(c(10,10,10), c(1,1,1)))
 idx <- 1:10
 g <- index_to_grid(bvol, idx)
 bvol[g]

slice_space <- NeuroSpace(c(10, 10))
slice_data <- matrix(1:100, 10, 10)
slice <- NeuroSlice(slice_data, slice_space)

# Convert single index
coords <- index_to_grid(slice, 55)

# Convert multiple indices
indices <- c(1, 25, 50, 75, 100)
coords_mat <- index_to_grid(slice, indices)




cleanEx()
nameEx("indices-methods")
### * indices-methods

flush(stderr()); flush(stdout())

### Name: indices,IndexLookupVol-method
### Title: Get Indices from an IndexLookupVol Object
### Aliases: indices,IndexLookupVol-method indices,ROIVol-method
###   indices,ROIVec-method indices,AbstractSparseNeuroVec-method

### ** Examples


space <- NeuroSpace(c(64, 64, 64), c(1, 1, 1), c(0, 0, 0))
ilv <- IndexLookupVol(space, c(1:100))
idx <- indices(ilv)  # Get included indices





cleanEx()
nameEx("indices")
### * indices

flush(stderr()); flush(stdout())

### Name: indices
### Title: Extract indices
### Aliases: indices

### ** Examples

# Create a NeuroSpace object with 3mm voxels
space <- NeuroSpace(c(10,10,10), spacing=c(3,3,3))

# Create ROI coordinates in voxel space
coords <- matrix(c(1,1,1, 2,2,2), ncol=3, byrow=TRUE)

# Create ROI volume
roi_vol <- ROIVol(space, coords, data=c(1,2))

# Get linear indices of ROI voxels
idx <- indices(roi_vol)
# These indices can be used to index into a 3D array of size 10x10x10



cleanEx()
nameEx("inverse_trans-methods")
### * inverse_trans-methods

flush(stderr()); flush(stdout())

### Name: inverse_trans
### Title: Extract inverse image coordinate transformation
### Aliases: inverse_trans inverse_trans,NeuroSpace-method

### ** Examples

bspace <- NeuroSpace(c(10,10,10), c(2,2,2))
itrans <- inverse_trans(bspace)
identical(trans(bspace) %*% inverse_trans(bspace), diag(4))



cleanEx()
nameEx("linear_access-methods")
### * linear_access-methods

flush(stderr()); flush(stdout())

### Name: linear_access,DenseNeuroVol,numeric-method
### Title: Linear Access Method for FileBackedNeuroVec
### Aliases: linear_access,DenseNeuroVol,numeric-method
###   linear_access,DenseNeuroVec,numeric-method
###   linear_access,DenseNeuroVol,integer-method
###   linear_access,DenseNeuroVec,integer-method
###   linear_access,FileBackedNeuroVec,numeric-method
###   linear_access,MappedNeuroVec,numeric-method
###   linear_access,NeuroHyperVec,ANY-method
###   linear_access,NeuroVecSeq,numeric-method
###   linear_access,SparseNeuroVol,numeric-method
###   linear_access,AbstractSparseNeuroVec,numeric-method

### ** Examples





cleanEx()
nameEx("linear_access")
### * linear_access

flush(stderr()); flush(stdout())

### Name: linear_access
### Title: Extract values from an array-like object using linear indexing.
### Aliases: linear_access

### ** Examples

# Create a sparse neuroimaging vector
bspace <- NeuroSpace(c(10,10,10,100), c(1,1,1))
mask <- array(rnorm(10*10*10) > .5, c(10,10,10))
mat <- matrix(rnorm(sum(mask)), 100, sum(mask))
svec <- SparseNeuroVec(mat, bspace, mask)

# Extract values using linear indices
# Get values from first timepoint at voxels 1,2,3
indices <- c(1,2,3)
vals <- linear_access(svec, indices)

# Get values from multiple timepoints and voxels
# First voxel at timepoint 1, second voxel at timepoint 2
indices <- c(1, 1000 + 2) # 1000 = prod(10,10,10)
vals <- linear_access(svec, indices)



cleanEx()
nameEx("list_afni_attributes")
### * list_afni_attributes

flush(stderr()); flush(stdout())

### Name: list_afni_attributes
### Title: List AFNI Attributes in Extension
### Aliases: list_afni_attributes

### ** Examples

## Not run: 
##D # List all attributes in an AFNI extension
##D attrs <- list_afni_attributes(afni_ext)
##D print(attrs)
## End(Not run)




cleanEx()
nameEx("load_data")
### * load_data

flush(stderr()); flush(stdout())

### Name: load_data
### Title: Read data from a data source.
### Aliases: load_data
### Keywords: internal

### ** Examples

# Create a NeuroVolSource from a NIFTI file and load it
fname <- system.file("extdata", "global_mask_v4.nii", package="neuroim2")
src <- NeuroVolSource(fname)
vol <- load_data(src)
# The loaded volume is a DenseNeuroVol object
class(vol)
dim(vol)



cleanEx()
nameEx("lookup-methods")
### * lookup-methods

flush(stderr()); flush(stdout())

### Name: lookup,IndexLookupVol,numeric-method
### Title: Lookup Values in an IndexLookupVol Object
### Aliases: lookup,IndexLookupVol,numeric-method
###   lookup,AbstractSparseNeuroVec,numeric-method

### ** Examples


space <- NeuroSpace(c(64, 64, 64), c(1, 1, 1), c(0, 0, 0))
ilv <- IndexLookupVol(space, c(1:100))
lookup(ilv, c(1, 2, 3))  # Look up values for indices 1, 2, and 3





cleanEx()
nameEx("lookup")
### * lookup

flush(stderr()); flush(stdout())

### Name: lookup
### Title: Index Lookup operation
### Aliases: lookup

### ** Examples

# Create a 64x64x64 space
space <- NeuroSpace(c(64, 64, 64), c(1, 1, 1), c(0, 0, 0))

# Create a lookup volume with first 100 indices
ilv <- IndexLookupVol(space, 1:100)

# Look up values for indices 1, 2, and 3
# Returns their positions in the sparse representation
lookup(ilv, c(1, 2, 3))

# Look up values outside the included indices
# Returns 0 for indices not in the lookup volume
lookup(ilv, c(101, 102))



cleanEx()
nameEx("map-methods")
### * map-methods

flush(stderr()); flush(stdout())

### Name: mapf
### Title: Apply a function to an object.
### Aliases: mapf mapf,NeuroVol,Kernel-method

### ** Examples

# Create a simple 3D volume
bspace <- NeuroSpace(c(10,10,10), c(1,1,1))
vol <- NeuroVol(array(rnorm(10*10*10), c(10,10,10)), bspace)

# Create a 3x3x3 mean smoothing kernel
kern <- Kernel(c(3,3,3),  vdim=c(3,3,3))

# Apply the kernel to smooth the volume
smoothed_vol <- mapf(vol, kern)



cleanEx()
nameEx("map_values-methods")
### * map_values-methods

flush(stderr()); flush(stdout())

### Name: map_values
### Title: Map Values from One Set to Another Using a User-supplied Lookup
###   Table
### Aliases: map_values map_values,NeuroVol,list-method
###   map_values,NeuroVol,matrix-method

### ** Examples

x <- NeuroSpace(c(10, 10, 10), c(1, 1, 1))
vol <- NeuroVol(sample(1:10, 10 * 10 * 10, replace = TRUE), x)

## Lookup table is a list
lookup <- lapply(1:10, function(i) i * 10)
names(lookup) <- 1:10
ovol <- map_values(vol, lookup)

## Lookup table is a matrix. The first column is the key, and the second column is the value
names(lookup) <- 1:length(lookup)
lookup.mat <- cbind(as.numeric(names(lookup)), unlist(lookup))
ovol2 <- map_values(vol, lookup.mat)
all.equal(as.vector(ovol2), as.vector(ovol))




cleanEx()
nameEx("mask-methods")
### * mask-methods

flush(stderr()); flush(stdout())

### Name: mask
### Title: Extract Mask from Neuroimaging Object
### Aliases: mask mask,ClusteredNeuroVol-method
###   mask,FileBackedNeuroVec-method mask,MappedNeuroVec-method
###   mask,NeuroHyperVec-method mask,NeuroSlice-method
###   mask,DenseNeuroVec-method mask,DenseNeuroVol-method
###   mask,LogicalNeuroVol-method mask,AbstractSparseNeuroVec-method
###   mask,SparseNeuroVecSource-method

### ** Examples

# Create a dense volume
vol <- NeuroVol(array(rnorm(64^3), c(64,64,64)), NeuroSpace(c(64,64,64)))
m <- mask(vol)  # Returns all TRUE mask

# Create a sparse vector with explicit mask
mask_array <- array(runif(64^3) > 0.5, c(64,64,64))
mask_vol <- LogicalNeuroVol(mask_array, NeuroSpace(c(64,64,64)))
# Data must be a matrix (time x masked voxels)
sparse_data <- matrix(rnorm(sum(mask_array) * 10), nrow = 10, ncol = sum(mask_array))
svec <- SparseNeuroVec(sparse_data, NeuroSpace(c(64,64,64,10)), mask_vol)
m2 <- mask(svec)  # Returns the stored mask




cleanEx()
nameEx("matricized_access-methods")
### * matricized_access-methods

flush(stderr()); flush(stdout())

### Name: matricized_access
### Title: Extract values from a 4D tensor using a matrix of time-space
###   indices.
### Aliases: matricized_access
###   matricized_access,SparseNeuroVec,matrix-method
###   matricized_access,SparseNeuroVec,integer-method
###   matricized_access,SparseNeuroVec,numeric-method
###   matricized_access,BigNeuroVec,matrix-method
###   matricized_access,BigNeuroVec,integer-method
###   matricized_access,BigNeuroVec,numeric-method

### ** Examples

# Create a sparse 4D neuroimaging vector
bspace <- NeuroSpace(c(10,10,10,100), c(1,1,1))
mask <- array(rnorm(10*10*10) > .5, c(10,10,10))
mat <- matrix(rnorm(sum(mask)), 100, sum(mask))
svec <- SparseNeuroVec(mat, bspace, mask)

# Extract specific timepoint-voxel pairs
# Get value at timepoint 1, voxel 1 and timepoint 2, voxel 2
idx_mat <- matrix(c(1,1, 2,2), ncol=2, byrow=TRUE)
vals <- matricized_access(svec, idx_mat)

# Get full time series for voxels 1 and 2
ts_mat <- matricized_access(svec, c(1,2))
# Each column in ts_mat contains the full time series for that voxel



cleanEx()
nameEx("meta_info")
### * meta_info

flush(stderr()); flush(stdout())

### Name: meta_info
### Title: Lightweight metadata for neuroimaging files
### Aliases: meta_info meta_info,FileMetaInfo-method
###   meta_info,character-method

### ** Examples





cleanEx()
nameEx("ndim-methods")
### * ndim-methods

flush(stderr()); flush(stdout())

### Name: ndim
### Title: Extract the number of dimensions of an object
### Aliases: ndim ndim,AxisSet-method ndim,ClusteredNeuroVec-method
###   ndim,NeuroObj-method ndim,NeuroHyperVec-method ndim,NeuroSpace-method

### ** Examples


x = NeuroSpace(c(10,10,10), spacing=c(1,1,1))
ndim(x) == 3
x = NeuroSpace(c(10,10,10,3), spacing=c(1,1,1))
ndim(x) == 4




cleanEx()
nameEx("not-methods")
### * not-methods

flush(stderr()); flush(stdout())

### Name: not-methods
### Title: Logical Negation for Neuroimaging Volumes
### Aliases: not-methods !,DenseNeuroVol-method !,SparseNeuroVol-method

### ** Examples

sp <- NeuroSpace(c(5L, 5L, 5L), c(1, 1, 1))
mask <- LogicalNeuroVol(array(sample(c(TRUE, FALSE), 125, replace = TRUE),
                              c(5, 5, 5)), sp)
inv <- !mask




cleanEx()
nameEx("num_clusters-methods")
### * num_clusters-methods

flush(stderr()); flush(stdout())

### Name: num_clusters
### Title: Number of Clusters
### Aliases: num_clusters num_clusters,ClusteredNeuroVec-method
###   num_clusters,ClusteredNeuroVol-method

### ** Examples

# Create a simple 3D volume and mask
space <- NeuroSpace(c(16, 16, 16), spacing = c(1, 1, 1))
vol_data <- array(rnorm(16^3), dim = c(16, 16, 16))
mask_vol <- LogicalNeuroVol(vol_data > 0, space)

# Get coordinates of masked voxels for clustering
mask_idx <- which(mask_vol)
coords <- index_to_coord(mask_vol, mask_idx)

# Cluster the coordinates into 10 groups using k-means
set.seed(123)  # for reproducibility
kmeans_result <- kmeans(coords, centers = 10)

# Create a clustered volume
clustered_vol <- ClusteredNeuroVol(mask_vol, kmeans_result$cluster)

# Get the number of clusters
n_clusters <- num_clusters(clustered_vol)
n_clusters == 10



cleanEx()
nameEx("orientation_utils")
### * orientation_utils

flush(stderr()); flush(stdout())

### Name: orientation_utils
### Title: Orientation utility functions
### Aliases: orientation_utils affine_to_orientation orientation_transform
###   apply_orientation orientation_inverse_affine orientation_to_axcodes
###   axcodes_to_orientation affine_to_axcodes

### ** Examples

aff <- diag(4)
ornt <- affine_to_orientation(aff)
orientation_to_axcodes(ornt)

arr <- array(1:24, dim = c(2, 3, 4))
tx <- orientation_transform(
  axcodes_to_orientation(c("R", "A", "S")),
  axcodes_to_orientation(c("A", "R", "S"))
)
out <- apply_orientation(arr, tx)

inv_aff <- orientation_inverse_affine(tx, dim(arr))
inv_aff




cleanEx()
nameEx("origin-methods")
### * origin-methods

flush(stderr()); flush(stdout())

### Name: origin
### Title: Extract Image Origin
### Aliases: origin origin,NeuroHyperVec-method origin,NeuroSpace-method
###   origin,NeuroVol-method origin,NeuroVec-method

### ** Examples

bspace <- NeuroSpace(c(10,10,10), c(2,2,2))
stopifnot(origin(bspace) == c(0,0,0))




cleanEx()
nameEx("parse_afni_extension")
### * parse_afni_extension

flush(stderr()); flush(stdout())

### Name: parse_afni_extension
### Title: Parse AFNI Extension
### Aliases: parse_afni_extension

### ** Examples

## Not run: 
##D # Read a NIfTI file with AFNI extension
##D hdr <- read_nifti_header("afni_file.nii")
##D afni_ext <- hdr$extensions[[1]]
##D parsed <- parse_afni_extension(afni_ext)
## End(Not run)




cleanEx()
nameEx("parse_extension")
### * parse_extension

flush(stderr()); flush(stdout())

### Name: parse_extension
### Title: Parse NIfTI Extension Data
### Aliases: parse_extension

### ** Examples

# Parse a comment extension
ext <- NiftiExtension(ecode = 6L, data = "Test comment")
parse_extension(ext)  # Returns "Test comment"




cleanEx()
nameEx("partition-methods")
### * partition-methods

flush(stderr()); flush(stdout())

### Name: partition
### Title: Partition an image into a set of disjoint clusters
### Aliases: partition partition,LogicalNeuroVol,integer-method
###   partition,LogicalNeuroVol,numeric-method
###   partition,DenseNeuroVol,numeric-method

### ** Examples

# Load an example 3D image
library(neuroim2)
img <- read_vol(system.file("extdata", "global_mask_v4.nii", package = "neuroim2"))

# Partition the image into 5 clusters using default options
clusters <- partition(img, 5)





cleanEx()
nameEx("patch_set")
### * patch_set

flush(stderr()); flush(stdout())

### Name: patch_set
### Title: Generate a set of coordinate "patches" of fixed size from an
###   image object.
### Aliases: patch_set

### ** Examples

# Create a simple 3D volume
space <- NeuroSpace(c(10,10,10), spacing=c(1,1,1))
vol <- NeuroVol(array(rnorm(1000), c(10,10,10)), space)

# Create a mask with some active voxels
mask <- LogicalNeuroVol(vol > 0, space)

# Extract 3x3x3 patches centered at each active voxel
patches <- patch_set(vol, dims=c(3,3,3), mask=mask)

# Access the first patch
patch1 <- patches[[1]]
dim(patch1)  # Should be c(27) (flattened 3x3x3 patch)



cleanEx()
nameEx("perm_mat-methods")
### * perm_mat-methods

flush(stderr()); flush(stdout())

### Name: perm_mat
### Title: Extract permutation matrix associated with an image
### Aliases: perm_mat perm_mat,AxisSet2D-method perm_mat,AxisSet3D-method
###   perm_mat,NeuroSpace-method

### ** Examples


fname <- system.file("extdata", "global_mask_v4.nii", package="neuroim2")
vol <- read_vol(fname)
pmat <- perm_mat(space(vol))

vox <- c(12,12,8)
pvox <- vox %*% perm_mat(space(vol))

stopifnot(all(pvox == c(-12,12,8)))



cleanEx()
nameEx("plot-methods")
### * plot-methods

flush(stderr()); flush(stdout())

### Name: plot,NeuroSlice-method
### Title: Plot a NeuroSlice
### Aliases: plot,NeuroSlice-method plot,NeuroSlice,ANY-method
###   plot,NeuroVol-method plot,NeuroVol,missing-method
###   plot,NeuroVol,NeuroVol-method

### ** Examples

# Create example slice
slice_space <- NeuroSpace(c(100, 100))
slice_data <- matrix(rnorm(100*100), 100, 100)
slice <- NeuroSlice(slice_data, slice_space)


dat <- matrix(rnorm(100*100), 100, 100)
slice <- NeuroSlice(dat, NeuroSpace(c(100,100)))



cleanEx()
nameEx("random_searchlight")
### * random_searchlight

flush(stderr()); flush(stdout())

### Name: random_searchlight
### Title: Create a spherical random searchlight iterator
### Aliases: random_searchlight

### ** Examples

# Create a simple brain mask
mask_data <- array(TRUE, c(10, 10, 10))
mask_data[1, 1, 1] <- FALSE
mask <- LogicalNeuroVol(mask_data, NeuroSpace(c(10,10,10)))

# Generate random searchlight iterator with a radius of 2 voxels




cleanEx()
nameEx("read_columns-methods")
### * read_columns-methods

flush(stderr()); flush(stdout())

### Name: read_columns
### Title: Read a set of column vector from an input source (e.g.
###   'ColumnReader')
### Aliases: read_columns read_columns,ColumnReader,integer-method
### Keywords: internal

### ** Examples

# Create a reader function that returns random data
reader_func <- function(cols) {
  matrix(rnorm(100 * length(cols)), 100, length(cols))
}

# Create a ColumnReader with 100 rows and 10 columns
col_reader <- ColumnReader(nrow = 100L, ncol = 10L, reader = reader_func)

# Read columns 1, 3, and 5
cols <- read_columns(col_reader, c(1L, 3L, 5L))
dim(cols) == c(100, 3)




cleanEx()
nameEx("read_elements-methods")
### * read_elements-methods

flush(stderr()); flush(stdout())

### Name: read_elements
### Title: Read a sequence of elements from an input source
### Aliases: read_elements read_elements,BinaryReader,numeric-method
### Keywords: internal

### ** Examples

# Create a temporary binary file with test data
tmp <- tempfile()
con <- file(tmp, "wb")
test_data <- rnorm(100)
writeBin(test_data, con, size = 8)
close(con)

# Create a BinaryReader and read the data
reader <- BinaryReader(tmp, byte_offset = 0L,
                      data_type = "double", bytes_per_element = 8L)
data <- read_elements(reader, 100)
close(reader)

# Clean up
unlink(tmp)



cleanEx()
nameEx("read_header")
### * read_header

flush(stderr()); flush(stdout())

### Name: read_header
### Title: read header information of an image file
### Aliases: read_header

### ** Examples

hdr <- read_header(system.file("extdata", "global_mask_v4.nii", package = "neuroim2"))
dim(hdr)                  # image dimensions
hdr@header$pixdim[5]      # TR in seconds



cleanEx()
nameEx("read_image")
### * read_image

flush(stderr()); flush(stdout())

### Name: read_image
### Title: read_image
### Aliases: read_image

### ** Examples

vol <- read_image(system.file("extdata", "global_mask2.nii.gz", package = "neuroim2"))
vec <- read_image(system.file("extdata", "global_mask_v4.nii", package = "neuroim2"))




cleanEx()
nameEx("read_meta_info-methods")
### * read_meta_info-methods

flush(stderr()); flush(stdout())

### Name: read_meta_info
### Title: Generic function to read image meta info given a file
### Aliases: read_meta_info read_meta_info,NIFTIFormat-method
###   read_meta_info,AFNIFormat-method

### ** Examples

# Create a NIFTI format descriptor
fmt <- new("NIFTIFormat",
           file_format = "NIFTI",
           header_encoding = "raw",
           header_extension = "nii",
           data_encoding = "raw",
           data_extension = "nii")

# Read metadata from a NIFTI file




cleanEx()
nameEx("read_vec")
### * read_vec

flush(stderr()); flush(stdout())

### Name: read_vec
### Title: read_vec
### Aliases: read_vec

### ** Examples


# Load a single NIfTI file
img <- read_vec(system.file("extdata", "global_mask_v4.nii", package="neuroim2"))


# Memory-mapped loading for large files
big_img <- read_vec(system.file("extdata", "global_mask_v4.nii", package="neuroim2"), mode="mmap")

# Load masked data for memory efficiency
mask <- as.logical(big_img[[1]])
masked_data <- read_vec(system.file("extdata", "global_mask_v4.nii", package="neuroim2"),
               mask=mask, mode="bigvec")





cleanEx()
nameEx("read_vol")
### * read_vol

flush(stderr()); flush(stdout())

### Name: read_vol
### Title: Load an image volume from a file
### Aliases: read_vol

### ** Examples

fname <- system.file("extdata", "global_mask_v4.nii", package="neuroim2")
x <- read_vol(fname)
print(dim(x))
space(x)




cleanEx()
nameEx("reorient-methods")
### * reorient-methods

flush(stderr()); flush(stdout())

### Name: reorient
### Title: Remap the grid-to-world coordinates mapping of an image.
### Aliases: reorient reorient,NeuroSpace,character-method

### ** Examples

# Create a NeuroSpace object in LPI (Left-Posterior-Inferior) orientation
space <- NeuroSpace(c(64, 64, 40), c(2, 2, 2))

# Reorient to RAS (Right-Anterior-Superior) orientation
# Use individual axis codes: "R" for Right, "A" for Anterior, "S" for Superior
space_ras <- reorient(space, c("R", "A", "S"))

# The transformation matrix will be updated to reflect the new orientation
# Original and reoriented spaces will have different coordinate mappings
coords <- c(32, 32, 20)
orig_world <- grid_to_coord(space, coords)
new_world <- grid_to_coord(space_ras, coords)



cleanEx()
nameEx("resample-methods")
### * resample-methods

flush(stderr()); flush(stdout())

### Name: resample
### Title: Resample an Image to Match the Space of Another Image
### Aliases: resample resample,NeuroVol,NeuroVol-method
###   resample,NeuroVol,NeuroSpace-method
###   resample,ClusteredNeuroVol,NeuroSpace-method
###   resample,ClusteredNeuroVol,NeuroVol-method

### ** Examples


img <- read_vol(system.file("extdata", "global_mask_v4.nii", package = "neuroim2"))
rspace <- space(img)


newtrans4X3 <- trans(img)[1:4, 1:3]
newtrans4X3 <- newtrans4X3 * c(.5,.5,.5,1)
newtrans <- cbind(newtrans4X3, c(space(img)@origin,1))

rspace <- NeuroSpace(rspace@dim*2, rspace@spacing/2, origin=rspace@origin, trans=trans(img))


# Create source and target volumes
src_vol <- read_vol(system.file("extdata", "global_mask_v4.nii", package="neuroim2"))
targ_vol <- read_vol(system.file("extdata", "global_mask_v4.nii", package="neuroim2"))

# Resample source to match target
resampled <- resample(src_vol, targ_vol, interpolation=1)





cleanEx()
nameEx("resample_to")
### * resample_to

flush(stderr()); flush(stdout())

### Name: resample_to
### Title: Resample an image with readable method names
### Aliases: resample_to

### ** Examples




cleanEx()
nameEx("resampled_searchlight")
### * resampled_searchlight

flush(stderr()); flush(stdout())

### Name: resampled_searchlight
### Title: Create a resampled searchlight iterator
### Aliases: resampled_searchlight bootstrap_searchlight

### ** Examples

# Load an example brain mask
mask <- read_vol(system.file("extdata", "global_mask_v4.nii", package="neuroim2"))

# Generate a resampled searchlight iterator with radii drawn from {4,6,8}
searchlights <- resampled_searchlight(mask, radius = c(4, 6, 8))

# Use a custom shape: random ellipsoid scaled along each axis
ellipsoid_fun <- function(mask, center, radius, iter, nonzero) {
  scales <- runif(3, 0.5, 1.5)        # axis-wise stretch/compress
  vox <- spherical_roi(mask, center, radius, nonzero = FALSE)@coords
  ctr_mat <- matrix(center, nrow(vox), 3, byrow = TRUE)
  keep <- rowSums(((vox - ctr_mat) * scales)^2) <= radius^2
  vox[keep, , drop = FALSE]
}
ellip_searchlights <- resampled_searchlight(mask, radius = c(4, 6),
                                            iter = 50, shape_fun = ellipsoid_fun)

# Or use built-in named shapes
ellip_builtin <- resampled_searchlight(mask, radius = 6, shape_fun = "ellipsoid")
cube_builtin  <- resampled_searchlight(mask, radius = 6, shape_fun = "cube")





cleanEx()
nameEx("scale_series-methods")
### * scale_series-methods

flush(stderr()); flush(stdout())

### Name: scale_series
### Title: Generic functions to scale (center and/or normalize by standard
###   deviation) each series of a 4D image That is, if the 4th dimension is
###   'time' each series is a 1D time series.
### Aliases: scale_series scale_series,NeuroVec,logical,missing-method
###   scale_series,DenseNeuroVec,logical,logical-method
###   scale_series,SparseNeuroVec,logical,logical-method
###   scale_series,NeuroVec,logical,logical-method
###   scale_series,NeuroVec,missing,logical-method
###   scale_series,NeuroVec,missing,missing-method

### ** Examples

bvec <- NeuroVec(array(rnorm(24*24*24*24), c(24,24,24,24)), NeuroSpace(c(24,24,24,24), c(1,1,1)))
res <- scale_series(bvec, TRUE, TRUE)



cleanEx()
nameEx("searchlight")
### * searchlight

flush(stderr()); flush(stdout())

### Name: searchlight
### Title: Create an exhaustive searchlight iterator
### Aliases: searchlight

### ** Examples

# Load an example brain mask
mask <- read_vol(system.file("extdata", "global_mask_v4.nii", package="neuroim2"))

# Generate an exhaustive searchlight iterator with a radius of 6 mm

searchlights <- searchlight(mask, radius = 6, eager = FALSE)





cleanEx()
nameEx("searchlight_coords")
### * searchlight_coords

flush(stderr()); flush(stdout())

### Name: searchlight_coords
### Title: Create an exhaustive searchlight iterator for voxel coordinates
###   using spherical_roi
### Aliases: searchlight_coords

### ** Examples

# Load an example brain mask
mask <- read_vol(system.file("extdata", "global_mask_v4.nii", package="neuroim2"))

# Generate an exhaustive searchlight iterator with a radius of 6 mm

searchlights <- searchlight_coords(mask, radius = 6)





cleanEx()
nameEx("searchlight_shape_functions")
### * searchlight_shape_functions

flush(stderr()); flush(stdout())

### Name: searchlight_shape_functions
### Title: Convenience shape generators for 'resampled_searchlight()'
### Aliases: searchlight_shape_functions ellipsoid_shape cube_shape
###   blobby_shape

### ** Examples

mask <- read_vol(system.file("extdata", "global_mask_v4.nii", package="neuroim2"))

# Ellipsoid stretched along z with modest per-iteration jitter
sl_ellip <- resampled_searchlight(mask, radius = 6,
                                   shape_fun = ellipsoid_shape(scales = c(1, 1, 1.4),
                                                              jitter = 0.1))

# Simple axis-aligned cube (Chebyshev ball)
sl_cube <- resampled_searchlight(mask, radius = 5, shape_fun = "cube")

# Blobby sphere with 40% dropout on boundary voxels
sl_blob <- resampled_searchlight(mask, radius = 6,
                                 shape_fun = blobby_shape(drop = 0.4, edge_fraction = 0.6))




cleanEx()
nameEx("series-methods")
### * series-methods

flush(stderr()); flush(stdout())

### Name: series
### Title: Extract one or more series from object
### Aliases: series series,ClusteredNeuroVec,numeric-method
###   series,NeuroHyperVec,ANY-method series,NeuroVec,matrix-method
###   series_roi,NeuroVec,matrix-method series,NeuroVec,ROICoords-method
###   series_roi,NeuroVec,ROICoords-method
###   series,NeuroVec,LogicalNeuroVol-method
###   series,NeuroVec,NeuroVol-method
###   series_roi,NeuroVec,LogicalNeuroVol-method
###   series,NeuroVec,integer-method series,DenseNeuroVec,integer-method
###   series,NeuroVec,numeric-method series_roi,NeuroVec,numeric-method
###   series,NeuroVecSeq,integer-method series,NeuroVecSeq,numeric-method
###   series,NeuroVecSeq,matrix-method series_roi,NeuroVecSeq,matrix-method
###   series,AbstractSparseNeuroVec,ROICoords-method
###   series,AbstractSparseNeuroVec,matrix-method
###   series,AbstractSparseNeuroVec,numeric-method
###   series,AbstractSparseNeuroVec,integer-method

### ** Examples

# Create a simple 4D neuroimaging vector (10x10x10 volume with 20 timepoints)
space <- NeuroSpace(c(10,10,10,20), c(1,1,1))
vec <- NeuroVec(array(rnorm(10*10*10*20), c(10,10,10,20)), space)

# Extract time series using linear indices
ts1 <- series(vec, 1:10)  # Get time series for first 10 voxels

# Extract time series using 3D coordinates
coords <- matrix(c(1,1,1, 2,2,2, 3,3,3), ncol=3, byrow=TRUE)
ts2 <- series(vec, coords)  # Get time series for 3 specific voxel locations

# Extract single time series using x,y,z coordinates
ts3 <- series(vec, 5, 5, 5)  # Get time series from middle voxel




cleanEx()
nameEx("series_roi")
### * series_roi

flush(stderr()); flush(stdout())

### Name: series_roi
### Title: Extract time series from specific voxel coordinates and return
###   as ROI object
### Aliases: series_roi

### ** Examples

# Create a simple 4D neuroimaging vector
space <- NeuroSpace(c(10,10,10,20), c(1,1,1))
vec <- NeuroVec(array(rnorm(10*10*10*20), c(10,10,10,20)), space)

# Extract time series for first 100 voxels as ROI
roi1 <- series_roi(vec, 1:100)

# Extract time series using 3D coordinates
coords <- matrix(c(1,1,1, 2,2,2, 3,3,3), ncol=3, byrow=TRUE)
roi2 <- series_roi(vec, coords)



cleanEx()
nameEx("simulate_fmri")
### * simulate_fmri

flush(stderr()); flush(stdout())

### Name: simulate_fmri
### Title: Simulate fMRI Data
### Aliases: simulate_fmri

### ** Examples

# Create a simple spherical mask
dims <- c(32, 32, 20)
mask_array <- array(FALSE, dims)
center <- dims / 2
for (i in 1:dims[1]) {
  for (j in 1:dims[2]) {
    for (k in 1:dims[3]) {
      if (sum(((c(i,j,k) - center) / (dims/3))^2) <= 1) {
        mask_array[i,j,k] <- TRUE
      }
    }
  }
}

mask <- NeuroVol(mask_array, NeuroSpace(dims, c(3,3,3)))

# Simulate 100 time points
sim_data <- simulate_fmri(mask, n_time = 100, seed = 42)

# Check dimensions
dim(sim_data)  # Should be c(32, 32, 20, 100)




cleanEx()
nameEx("slices-methods")
### * slices-methods

flush(stderr()); flush(stdout())

### Name: slices
### Title: Extract an ordered series of 2D slices from a 3D or 4D object
### Aliases: slices slices,NeuroVol-method

### ** Examples

# Create a simple 3D volume
space <- NeuroSpace(c(10,10,10), c(1,1,1))
vol <- NeuroVol(array(rnorm(10*10*10), c(10,10,10)), space)

# Get all slices along the z-axis
slc <- slices(vol)

# Number of slices equals the z dimension
length(slc) == dim(vol)[3]

# Each slice is a 2D matrix
dim(slc[[1]]) == c(10,10)



cleanEx()
nameEx("space-methods")
### * space-methods

flush(stderr()); flush(stdout())

### Name: space
### Title: Extract Geometric Properties of an Image
### Aliases: space space,ClusteredNeuroVec-method
###   space,IndexLookupVol-method space,ROICoords-method
###   space,NeuroObj-method space,NeuroHyperVec-method
###   space,NeuroSpace-method

### ** Examples

# Create a NeuroSpace object with dimensions (10, 10, 10) and voxel size (1, 1, 1)
x <- NeuroSpace(c(10, 10, 10), c(1, 1, 1))

# Create a NeuroVol object with random data and the specified NeuroSpace
vol <- NeuroVol(rnorm(10 * 10 * 10), x)

# Retrieve the geometric properties of the NeuroVol object
identical(x, space(vol))

space <- NeuroSpace(c(64, 64, 64), c(1, 1, 1), c(0, 0, 0))
ilv <- IndexLookupVol(space, c(1:100))
space(ilv)  # Get the associated NeuroSpace object





cleanEx()
nameEx("space_utils")
### * space_utils

flush(stderr()); flush(stdout())

### Name: space_utils
### Title: Space utility functions
### Aliases: space_utils output_aligned_space vox2out_vox
###   slice_to_volume_affine slice2volume

### ** Examples

sp <- NeuroSpace(c(10L, 8L, 6L), spacing = c(2, 2, 2))
out <- output_aligned_space(sp)
out$shape
out$affine

slice_aff <- slice_to_volume_affine(index = 3, axis = 3, shape = c(10, 8, 6))
slice_aff



cleanEx()
nameEx("spacing-methods")
### * spacing-methods

flush(stderr()); flush(stdout())

### Name: spacing
### Title: Extract Voxel Dimensions of an Image
### Aliases: spacing spacing,ROICoords-method spacing,NeuroObj-method
###   spacing,NeuroHyperVec-method spacing,NeuroSpace-method

### ** Examples

bspace <- NeuroSpace(c(10, 10, 10), c(2, 2, 2))
all.equal(spacing(bspace), c(2, 2, 2))




cleanEx()
nameEx("spherical_roi")
### * spherical_roi

flush(stderr()); flush(stdout())

### Name: spherical_roi
### Title: Create a Spherical Region of Interest
### Aliases: spherical_roi

### ** Examples

 sp1 <- NeuroSpace(c(10,10,10), c(1,2,3))
 # create an ROI centered around the integer-valued positive voxel coordinate: i=5, j=5, k=5
 cube <- spherical_roi(sp1, c(5,5,5), 3.5)
 vox <- coords(cube)
 cds <- coords(cube, real=TRUE)
 ## fill in ROI with value of 6
 cube1 <- spherical_roi(sp1, c(5,5,5), 3.5, fill=6)
 all(cube1 == 6)

 ## Create multiple spherical ROIs at once (preferred):
 centers <- rbind(c(5,5,5), c(3,3,3), c(7,7,7))
 vols <- spherical_roi_set(bvol = sp1,
                          centroids = centers, radius = 3.5, fill = 1)
 length(vols)  # 3

 ## Equivalent, less efficient lapply variant:
 vols2 <- lapply(seq_len(nrow(centers)), function(i) {
   spherical_roi(sp1, centers[i,], radius = 3.5, fill = 1)
 })

 # create an ROI centered around the real-valued coordinates: x=5, y=5, z=5
 vox <- coord_to_grid(sp1, c(5, 5, 5))
 cube <- spherical_roi(sp1, vox, 3.5)



cleanEx()
nameEx("spherical_roi_set")
### * spherical_roi_set

flush(stderr()); flush(stdout())

### Name: spherical_roi_set
### Title: Create Multiple Spherical Regions of Interest
### Aliases: spherical_roi_set

### ** Examples

# Create a NeuroSpace object
sp1 <- NeuroSpace(c(10,10,10), c(1,2,3))

# Create multiple ROIs centered at different voxel coordinates
centroids <- matrix(c(5,5,5, 3,3,3, 7,7,7), ncol=3, byrow=TRUE)
rois <- spherical_roi_set(sp1, centroids, 3.5)

# Create ROIs with specific fill values
rois <- spherical_roi_set(sp1, centroids, 3.5, fill=c(1,2,3))




cleanEx()
nameEx("split_blocks-methods")
### * split_blocks-methods

flush(stderr()); flush(stdout())

### Name: split_blocks
### Title: Cut a vector-valued object into a list of sub-blocks
### Aliases: split_blocks split_blocks,NeuroVec,integer-method
###   split_blocks,NeuroVec,factor-method

### ** Examples

# Create a 4D neuroimaging vector with 20 timepoints
space <- NeuroSpace(c(10,10,10,20), c(1,1,1))
vec <- NeuroVec(array(rnorm(10*10*10*20), c(10,10,10,20)), space)

# Split into 4 blocks by assigning timepoints to blocks 1-4 repeatedly
block_indices <- rep(1:4, length.out=20)
blocks <- split_blocks(vec, block_indices)




cleanEx()
nameEx("split_clusters-methods")
### * split_clusters-methods

flush(stderr()); flush(stdout())

### Name: split_clusters
### Title: Cut an object into a list of spatial or spatiotemporal clusters
### Aliases: split_clusters
###   split_clusters,NeuroVec,ClusteredNeuroVol-method
###   split_clusters,NeuroVec,integer-method
###   split_clusters,NeuroVol,ClusteredNeuroVol-method
###   split_clusters,NeuroVol,integer-method
###   split_clusters,NeuroVol,numeric-method
###   split_clusters,ClusteredNeuroVol,missing-method
###   split_clusters,NeuroVec,numeric-method

### ** Examples



# Create a simple example space and data
space <- NeuroSpace(c(10, 10, 10,4))
data <- array(rnorm(1000*4), dim = c(10, 10, 10,4))
vec <- NeuroVec(data, space)

# Create a mask for clustering (e.g., values > 0)
mask <- vec[,,,1] > 0
mask_vol <- LogicalNeuroVol(as.array(mask), NeuroSpace(c(10, 10, 10)))

# Get coordinates of masked voxels for clustering
mask_idx <- which(mask)
coords <- index_to_coord(mask_vol, mask_idx)

# Perform clustering on the coordinates (3 clusters for example)
set.seed(123) # for reproducibility
kmeans_result <- kmeans(coords, centers = 3)

# Create a ClusteredNeuroVol
clustered_vol <- ClusteredNeuroVol(mask_vol, kmeans_result$cluster)

# Split the NeuroVec by clusters
split_result <- split_clusters(vec, clustered_vol)

# Calculate mean value for each cluster
cluster_means <- sapply(split_result, function(x) mean(values(x)))
print(cluster_means)

# Alternative: using integer cluster assignments
cluster_indices <- numeric(prod(dim(space)[1:3]))
cluster_indices[mask_idx] <- kmeans_result$cluster
split_result2 <- split_clusters(vec, as.integer(cluster_indices))

# Verify both methods give same results
cluster_means2 <- sapply(split_result2, function(x) mean(values(x)))
print(all.equal(sort(cluster_means), sort(cluster_means2)))



cleanEx()
nameEx("split_fill-methods")
### * split_fill-methods

flush(stderr()); flush(stdout())

### Name: split_fill
### Title: Fill Disjoint Sets of Values with the Output of a Function
### Aliases: split_fill split_fill,NeuroVol,factor,function-method

### ** Examples

## Summarize with mean -- FUN returns a scalar
x <- NeuroSpace(c(10, 10, 10), c(1, 1, 1))
vol <- NeuroVol(rnorm(10 * 10 * 10), x)
fac <- factor(rep(1:10, length.out=1000))
ovol.mean <- split_fill(vol, fac, mean)
identical(dim(ovol.mean), dim(vol))
length(unique(as.vector(ovol.mean))) == 10

## Transform by reversing vector -- FUN returns a vector
ovol2 <- split_fill(vol, fac, rev)




cleanEx()
nameEx("split_reduce-methods")
### * split_reduce-methods

flush(stderr()); flush(stdout())

### Name: split_reduce
### Title: Summarize Subsets of an Object by Splitting by Row and Applying
###   a Summary Function
### Aliases: split_reduce split_reduce,matrix,integer,function-method
###   split_reduce,matrix,factor,missing-method
###   split_reduce,matrix,factor,function-method
###   split_reduce,NeuroVec,factor,function-method
###   split_reduce,NeuroVec,factor,missing-method

### ** Examples

mat = matrix(rnorm(100*100), 100, 100)
fac = factor(sample(1:3, nrow(mat), replace=TRUE))
## Compute column means of each sub-matrix
ms <- split_reduce(mat, fac)
all.equal(row.names(ms), levels(fac))

## Compute column medians of each sub-matrix
ms <- split_reduce(mat, fac, median)

## Compute time-series means grouped over voxels.
## Here, 'length(fac)' must equal the number of voxels: 'prod(dim(bvec)[1:3])'
bvec <- NeuroVec(array(rnorm(24*24*24*24), c(24,24,24,24)), NeuroSpace(c(24,24,24,24), c(1,1,1)))
fac <- factor(sample(1:3, prod(dim(bvec)[1:3]), replace=TRUE))
ms <- split_reduce(bvec, fac)
ms2 <- split_reduce(bvec, fac, mean)
all.equal(row.names(ms), levels(fac))
all.equal(ms, ms2)




cleanEx()
nameEx("split_scale-methods")
### * split_scale-methods

flush(stderr()); flush(stdout())

### Name: split_scale
### Title: Center and/or Scale Row-subsets of a Matrix or Matrix-like
###   Object
### Aliases: split_scale split_scale,matrix,factor,logical,logical-method
###   split_scale,matrix,factor,missing,missing-method
###   split_scale,DenseNeuroVec,factor,missing,missing-method
###   split_scale,DenseNeuroVec,factor,logical,missing-method
###   split_scale,DenseNeuroVec,factor,logical,logical-method

### ** Examples


M <- matrix(rnorm(1000), 10, 100)
fac <- factor(rep(1:2, each=5))
Ms <- split_scale(M, fac)

## Correctly centered
all(abs(apply(Ms[fac == 1,], 2, mean)) < .000001)
all(abs(apply(Ms[fac == 2,], 2, mean)) < .000001)

## Correctly scaled
all.equal(apply(Ms[fac == 1,], 2, sd), rep(1, ncol(Ms)))
all.equal(apply(Ms[fac == 2,], 2, sd), rep(1, ncol(Ms)))



cleanEx()
nameEx("square_roi")
### * square_roi

flush(stderr()); flush(stdout())

### Name: square_roi
### Title: Create a square region of interest
### Aliases: square_roi

### ** Examples

sp1 <- NeuroSpace(c(10, 10, 10), c(1, 1, 1))
square <- square_roi(sp1, c(5, 5, 5), 1)
vox <- coords(square)
## a 3 X 3 X 1 grid
nrow(vox) == 9



cleanEx()
nameEx("strip_extension-methods")
### * strip_extension-methods

flush(stderr()); flush(stdout())

### Name: strip_extension
### Title: Generic function to strip extension from file name, given a
###   'FileFormat' instance.
### Aliases: strip_extension strip_extension,FileFormat,character-method

### ** Examples

# Create a FileFormat for NIFTI files
fmt <- new("FileFormat",
           header_extension = "nii",
           data_extension = "nii")

# Strip extension from a NIFTI file
strip_extension(fmt, "brain_scan.nii")  # Returns "brain_scan"




cleanEx()
nameEx("sub_clusters")
### * sub_clusters

flush(stderr()); flush(stdout())

### Name: sub_clusters
### Title: Select a Subset of Clusters
### Aliases: sub_clusters sub_clusters,ClusteredNeuroVec,integer-method
###   sub_clusters,ClusteredNeuroVec,numeric-method
###   sub_clusters,ClusteredNeuroVec,character-method
###   sub_clusters,ClusteredNeuroVol,integer-method
###   sub_clusters,ClusteredNeuroVol,numeric-method
###   sub_clusters,ClusteredNeuroVol,character-method

### ** Examples

sp <- NeuroSpace(c(10L, 10L, 10L), c(1, 1, 1))
mask <- LogicalNeuroVol(array(c(rep(TRUE, 500), rep(FALSE, 500)),
                              c(10, 10, 10)), sp)
clusters <- rep(1:5, length.out = 500)
cvol <- ClusteredNeuroVol(mask, clusters,
          label_map = list(A = 1, B = 2, C = 3, D = 4, E = 5))
# By integer ID
sub <- sub_clusters(cvol, c(1L, 3L))
# By name
sub2 <- sub_clusters(cvol, c("A", "C"))




cleanEx()
nameEx("sub_vector-methods")
### * sub_vector-methods

flush(stderr()); flush(stdout())

### Name: sub_vector
### Title: Generic function to extract a sub-vector from a 'NeuroVec'
###   object.
### Aliases: sub_vector sub_vector,FileBackedNeuroVec,numeric-method
###   sub_vector,NeuroVec,numeric-method
###   sub_vector,NeuroVecSeq,numeric-method
###   sub_vector,AbstractSparseNeuroVec,numeric-method

### ** Examples

bvec <- NeuroVec(array(rnorm(24*24*24*24), c(24,24,24,24)), NeuroSpace(c(24,24,24,24), c(1,1,1)))
vec <- sub_vector(bvec,1:2)
all.equal(2, dim(vec)[4])

vec <- sub_vector(bvec, c(1,3,5,7))
all.equal(4, dim(vec)[4])

mask <- LogicalNeuroVol(rep(TRUE, 24*24*24), NeuroSpace(c(24,24,24), c(1,1,1)))
svec <- SparseNeuroVec(array(rnorm(24*24*24*24), c(24,24,24,24)),
NeuroSpace(c(24,24,24,24), c(1,1,1)), mask)
vec <- sub_vector(svec, c(1,3,5))
all.equal(3, dim(vec)[4])



cleanEx()
nameEx("trans-methods")
### * trans-methods

flush(stderr()); flush(stdout())

### Name: trans
### Title: Extract image coordinate transformation
### Aliases: trans trans,MetaInfo-method trans,NIFTIMetaInfo-method
###   trans,NeuroObj-method trans,NeuroHyperVec-method
###   trans,NeuroSpace-method

### ** Examples

bspace <- NeuroSpace(c(10,10,10), c(2,2,2))
trans(bspace)
all.equal(dim(trans(bspace)), c(4,4))



cleanEx()
nameEx("values-methods")
### * values-methods

flush(stderr()); flush(stdout())

### Name: values
### Title: Extract Data Values of an Object
### Aliases: values values,ClusteredNeuroVec-method
###   values,DenseNeuroVol-method values,SparseNeuroVol-method
###   values,ROIVol-method values,ROIVec-method

### ** Examples

x <- NeuroSpace(c(10,10,10), c(1,1,1))
vol <- NeuroVol(rnorm(10 * 10 * 10), x)
values(vol)



cleanEx()
nameEx("vec_from_vols")
### * vec_from_vols

flush(stderr()); flush(stdout())

### Name: vec_from_vols
### Title: Create NeuroVec from list of NeuroVol objects
### Aliases: vec_from_vols

### ** Examples

# Create a simple NeuroVec from list of volumes
spc <- NeuroSpace(c(10, 10, 10))
vol1 <- NeuroVol(rnorm(10*10*10), spc)
vol2 <- NeuroVol(rnorm(10*10*10), spc)
vec <- vec_from_vols(list(vol1, vol2))
print(dim(vec))  # Should be c(10, 10, 10, 2)




cleanEx()
nameEx("vectors-methods")
### * vectors-methods

flush(stderr()); flush(stdout())

### Name: vectors
### Title: Extract an ordered list of 1D vectors.
### Aliases: vectors vectors,NeuroVec,missing-method
###   vectors,DenseNeuroVec,missing-method vectors,NeuroVec,numeric-method
###   vectors,NeuroVec,logical-method vectors,NeuroVecSeq,missing-method
###   vectors,NeuroVecSeq,numeric-method vectors,NeuroVecSeq,logical-method
###   vectors,ROIVec,missing-method vectors,matrix,missing-method
###   vectors,ROIVec,integer-method vectors,matrix,integer-method
###   vectors,matrix,numeric-method vectors,ROIVec,numeric-method
###   vectors,ROIVec,logical-method vectors,SparseNeuroVec,missing-method

### ** Examples


file_name <- system.file("extdata", "global_mask_v4.nii", package="neuroim2")
vec <- read_vec(file_name)
v <- vectors(vec)
mean(v[[1]])



cleanEx()
nameEx("vols-methods")
### * vols-methods

flush(stderr()); flush(stdout())

### Name: vols
### Title: Extract an ordered series of 3D volumes.
### Aliases: vols vols,NeuroVec,numeric-method vols,NeuroVec,missing-method

### ** Examples

vec <- read_vec(system.file("extdata", "global_mask_v4.nii", package="neuroim2"))
vs <- vols(vec)
length(vs) == dim(vec)[4]

vs <- vols(vec, indices=1:3)
length(vs) == 3



cleanEx()
nameEx("voxels-methods")
### * voxels-methods

flush(stderr()); flush(stdout())

### Name: voxels
### Title: extract voxel coordinates
### Aliases: voxels voxels,Kernel-method

### ** Examples

# Create a 3D kernel with dimensions 3x3x3 and voxel size 1x1x1
kern <- Kernel(kerndim = c(3,3,3), vdim = c(1,1,1))

# Get voxel coordinates centered at origin (0,0,0)
vox <- voxels(kern)
# Returns a matrix where each row is a voxel coordinate
# relative to the kernel center

# Get voxel coordinates centered at specific point (5,5,5)
vox_centered <- voxels(kern, center_voxel = c(5,5,5))
# Returns coordinates shifted to be centered at (5,5,5)




cleanEx()
nameEx("which_dim-methods")
### * which_dim-methods

flush(stderr()); flush(stdout())

### Name: which_dim
### Title: Find Dimensions of a Given Axis
### Aliases: which_dim which_dim,NeuroSpace,NamedAxis-method

### ** Examples


x <- NeuroSpace(c(10,10,10), spacing=c(1,1,1))
which_dim(x, x@axes@j) == 2



cleanEx()
nameEx("write_elements-methods")
### * write_elements-methods

flush(stderr()); flush(stdout())

### Name: write_elements
### Title: Write a sequence of elements from an input source
### Aliases: write_elements write_elements,BinaryWriter,numeric-method

### ** Examples

# Create a temporary binary file for writing
tmp <- tempfile()
writer <- BinaryWriter(tmp, byte_offset = 0L,
                      data_type = "DOUBLE", bytes_per_element = 8L)

# Write some random data
data <- rnorm(100)
write_elements(writer, data)
close(writer)

# Read back the data to verify
reader <- BinaryReader(tmp, byte_offset = 0L,
                      data_type = "double", bytes_per_element = 8L)
read_data <- read_elements(reader, 100)
close(reader)

# Verify data was written correctly
all.equal(data, read_data)

# Clean up
unlink(tmp)



cleanEx()
nameEx("write_vec-methods")
### * write_vec-methods

flush(stderr()); flush(stdout())

### Name: write_vec
### Title: Write a 4d image vector to disk
### Aliases: write_vec
###   write_vec,NeuroHyperVec,character,missing,missing-method
###   write_vec,NeuroHyperVec,character,character,missing-method
###   write_vec,NeuroHyperVec,character,missing,character-method
###   write_vec,NeuroHyperVec,character,missing,character,ANY-method
###   write_vec,ROIVec,character,missing,missing-method
###   write_vec,NeuroVec,character,missing,missing-method
###   write_vec,NeuroVec,character,character,missing-method
###   write_vec,NeuroVec,character,missing,character-method
###   write_vec,NeuroVec,character,missing,character,ANY-method

### ** Examples


bvec <- NeuroVec(array(0, c(10,10,10,10)), NeuroSpace(c(10,10,10,10), c(1,1,1)))



cleanEx()
nameEx("write_vol-methods")
### * write_vol-methods

flush(stderr()); flush(stdout())

### Name: write_vol
### Title: Write a 3d image volume to disk
### Aliases: write_vol write_vol,NeuroVol,character,missing,missing-method
###   write_vol,ClusteredNeuroVol,character,missing,missing-method
###   write_vol,NeuroVol,character,character,missing-method
###   write_vol,ROIVol,character,character,missing-method
###   write_vol,NeuroVol,character,missing,character-method

### ** Examples


bvol <- NeuroVol(array(0, c(10,10,10)), NeuroSpace(c(10,10,10), c(1,1,1)))



### * <FOOTER>
###
cleanEx()
options(digits = 7L)
base::cat("Time elapsed: ", proc.time() - base::get("ptime", pos = 'CheckExEnv'),"\n")
grDevices::dev.off()
###
### Local variables: ***
### mode: outline-minor ***
### outline-regexp: "\\(> \\)?### [*]+" ***
### End: ***
quit('no')
